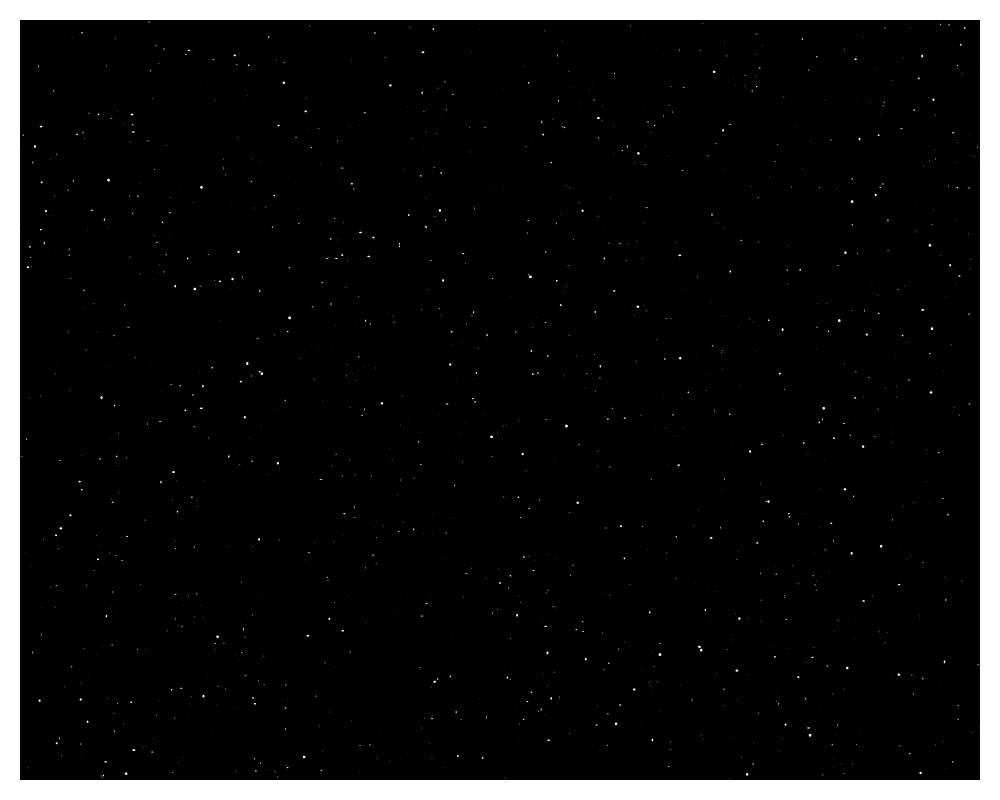
Frame 1 (no input)
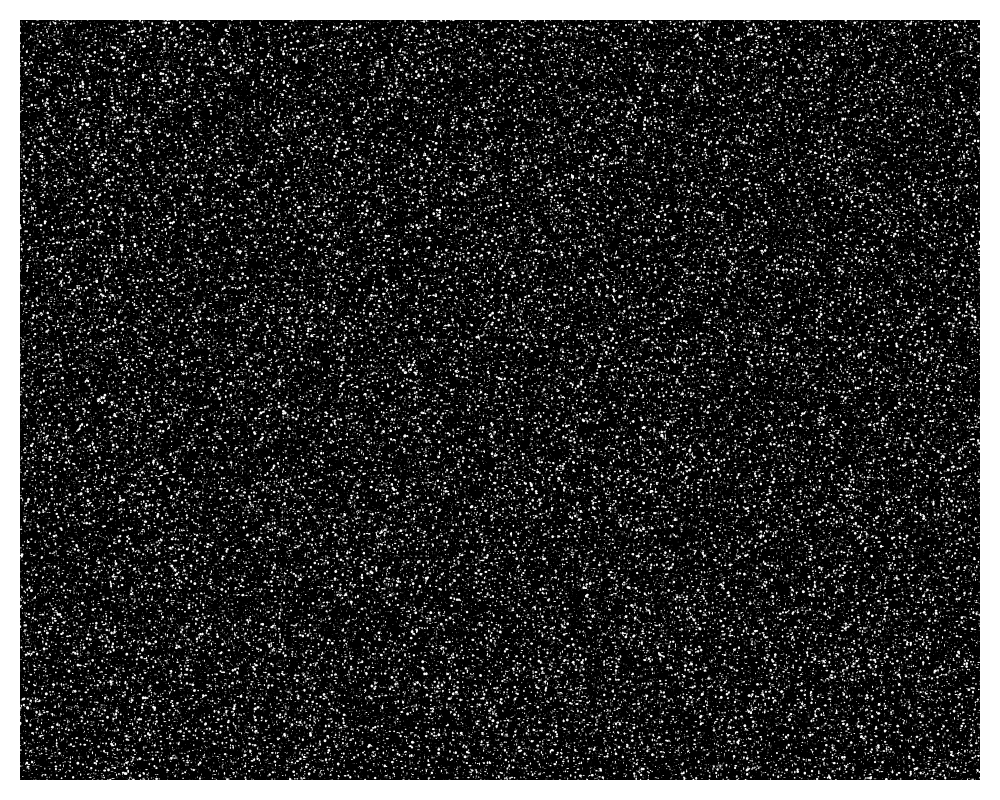
Frame 60 (the mouse pressed at the canvas centre just before this capture)
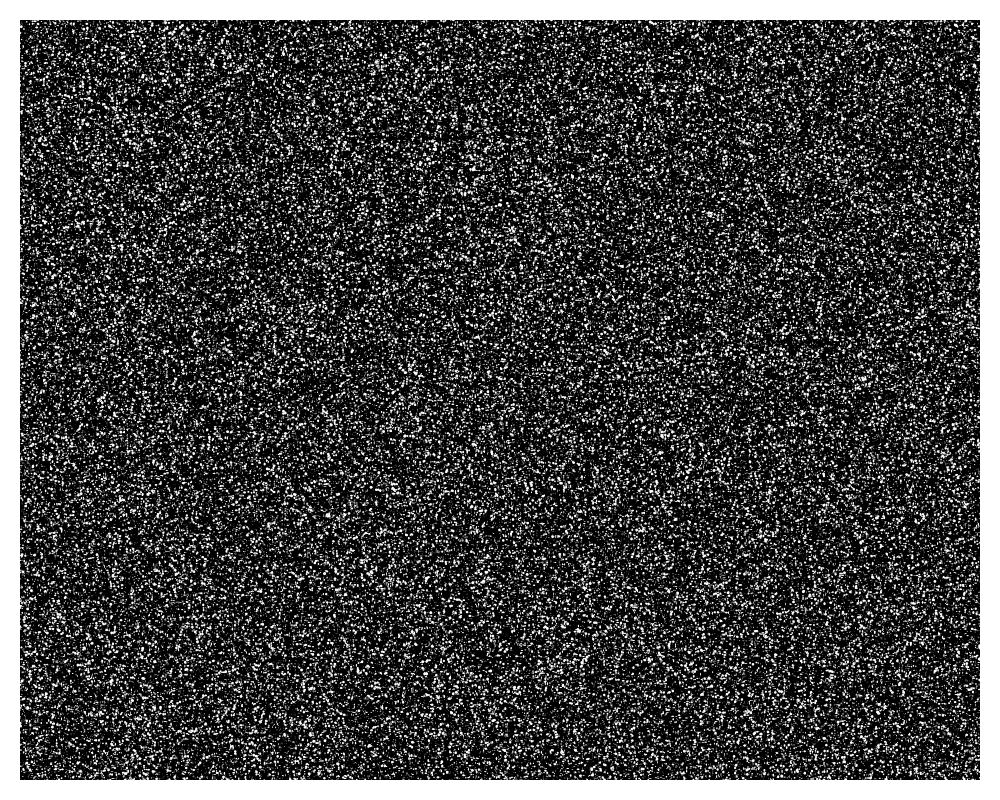
Frame 120 (the mouse held since frame 60 and released just before this capture)

The Processing sketch that drew these frames (run headless with seeded random() and noise(); from frame 60 on, the mouse is pressed at the canvas centre):

// Processing sketch: processing_14033
// ── processing_14033.pde

void setup() {
  size(1000, 800);
  noStroke();
  smooth();
  background(0, 0, 0);
  rect(0, 0, 20, 1000);
  rect(0, 0, 1000, 20);
  rect(20, 780, 980, 700);
  rect(980, 20, 780, 780);
} 

void draw() {

  fill (256, 256, 256);
  ellipse(random(1000), random(800),random(3),random(3));
  fill (256, 256, 256);
  ellipse(random(1000), random(800),random(2),random(2));
  fill (256, 256, 256);
  ellipse(random(1000), random(800),random(1),random(1));

  fill (256, 256, 256);
  ellipse(random(1000), random(800),random(3),random(3));
  fill (256, 256, 256);
  ellipse(random(1000), random(800),random(2),random(2));
  fill (256, 256, 256);
  ellipse(random(1000), random(800),random(1),random(1));

  fill (256, 256, 256);
  ellipse(random(1000), random(800),random(3),random(3));
  fill (256, 256, 256);
  ellipse(random(1000), random(800),random(2),random(2));
  fill (256, 256, 256);
  ellipse(random(1000), random(800),random(1),random(1));

  fill (256, 256, 256);
  ellipse(random(1000), random(800),random(3),random(3));
  fill (256, 256, 256);
  ellipse(random(1000), random(800),random(2),random(2));
  fill (256, 256, 256);
  ellipse(random(1000), random(800),random(1),random(1));

  fill (256, 256, 256);
  ellipse(random(1000), random(800),random(3),random(3));
  fill (256, 256, 256);
  ellipse(random(1000), random(800),random(2),random(2));
  fill (256, 256, 256);
  ellipse(random(1000), random(800),random(1),random(1));

  fill (256, 256, 256);
  ellipse(random(1000), random(800),random(3),random(3));
  fill (256, 256, 256);
  ellipse(random(1000), random(800),random(2),random(2));
  fill (256, 256, 256);
  ellipse(random(1000), random(800),random(1),random(1));

  fill (256, 256, 256);
  ellipse(random(1000), random(800),random(3),random(3));
  fill (256, 256, 256);
  ellipse(random(1000), random(800),random(2),random(2));
  fill (256, 256, 256);
  ellipse(random(1000), random(800),random(1),random(1));

  fill (256, 256, 256);
  ellipse(random(1000), random(800),random(3),random(3));
  fill (256, 256, 256);
  ellipse(random(1000), random(800),random(2),random(2));
  fill (256, 256, 256);
  ellipse(random(1000), random(800),random(1),random(1));

  fill (256, 256, 256);
  ellipse(random(1000), random(800),random(3),random(3));
  fill (256, 256, 256);
  ellipse(random(1000), random(800),random(2),random(2));
  fill (256, 256, 256);
  ellipse(random(1000), random(800),random(1),random(1));

  fill (256, 256, 256);
  ellipse(random(1000), random(800),random(3),random(3));
  fill (256, 256, 256);
  ellipse(random(1000), random(800),random(2),random(2));
  fill (256, 256, 256);
  ellipse(random(1000), random(800),random(1),random(1));

  fill (256, 256, 256);
  ellipse(random(1000), random(800),random(3),random(3));
  fill (256, 256, 256);
  ellipse(random(1000), random(800),random(2),random(2));
  fill (256, 256, 256);
  ellipse(random(1000), random(800),random(1),random(1));

  fill (256, 256, 256);
  ellipse(random(1000), random(800),random(3),random(3));
  fill (256, 256, 256);
  ellipse(random(1000), random(800),random(2),random(2));
  fill (256, 256, 256);
  ellipse(random(1000), random(800),random(1),random(1));

  fill (256, 256, 256);
  ellipse(random(1000), random(800),random(3),random(3));
  fill (256, 256, 256);
  ellipse(random(1000), random(800),random(2),random(2));
  fill (256, 256, 256);
  ellipse(random(1000), random(800),random(1),random(1));

  fill (256, 256, 256);
  ellipse(random(1000), random(800),random(3),random(3));
  fill (256, 256, 256);
  ellipse(random(1000), random(800),random(2),random(2));
  fill (256, 256, 256);
  ellipse(random(1000), random(800),random(1),random(1));

  fill (256, 256, 256);
  ellipse(random(1000), random(800),random(3),random(3));
  fill (256, 256, 256);
  ellipse(random(1000), random(800),random(2),random(2));
  fill (256, 256, 256);
  ellipse(random(1000), random(800),random(1),random(1));

  fill (256, 256, 256);
  ellipse(random(1000), random(800),random(3),random(3));
  fill (256, 256, 256);
  ellipse(random(1000), random(800),random(2),random(2));
  fill (256, 256, 256);
  ellipse(random(1000), random(800),random(1),random(1));

  fill (256, 256, 256);
  ellipse(random(1000), random(800),random(3),random(3));
  fill (256, 256, 256);
  ellipse(random(1000), random(800),random(2),random(2));
  fill (256, 256, 256);
  ellipse(random(1000), random(800),random(1),random(1));

  fill (256, 256, 256);
  ellipse(random(1000), random(800),random(3),random(3));
  fill (256, 256, 256);
  ellipse(random(1000), random(800),random(2),random(2));
  fill (256, 256, 256);
  ellipse(random(1000), random(800),random(1),random(1));

  fill (256, 256, 256);
  ellipse(random(1000), random(800),random(3),random(3));
  fill (256, 256, 256);
  ellipse(random(1000), random(800),random(2),random(2));
  fill (256, 256, 256);
  ellipse(random(1000), random(800),random(1),random(1));

  fill (256, 256, 256);
  ellipse(random(1000), random(800),random(3),random(3));
  fill (256, 256, 256);
  ellipse(random(1000), random(800),random(2),random(2));
  fill (256, 256, 256);
  ellipse(random(1000), random(800),random(1),random(1));

  fill (256, 256, 256);
  ellipse(random(1000), random(800),random(3),random(3));
  fill (256, 256, 256);
  ellipse(random(1000), random(800),random(2),random(2));
  fill (256, 256, 256);
  ellipse(random(1000), random(800),random(1),random(1));

  fill (256, 256, 256);
  ellipse(random(1000), random(800),random(3),random(3));
  fill (256, 256, 256);
  ellipse(random(1000), random(800),random(2),random(2));
  fill (256, 256, 256);
  ellipse(random(1000), random(800),random(1),random(1));

  fill (256, 256, 256);
  ellipse(random(1000), random(800),random(3),random(3));
  fill (256, 256, 256);
  ellipse(random(1000), random(800),random(2),random(2));
  fill (256, 256, 256);
  ellipse(random(1000), random(800),random(1),random(1));

  fill (256, 256, 256);
  ellipse(random(1000), random(800),random(3),random(3));
  fill (256, 256, 256);
  ellipse(random(1000), random(800),random(2),random(2));
  fill (256, 256, 256);
  ellipse(random(1000), random(800),random(1),random(1));

  fill (256, 256, 256);
  ellipse(random(1000), random(800),random(3),random(3));
  fill (256, 256, 256);
  ellipse(random(1000), random(800),random(2),random(2));
  fill (256, 256, 256);
  ellipse(random(1000), random(800),random(1),random(1));

  fill (256, 256, 256);
  ellipse(random(1000), random(800),random(3),random(3));
  fill (256, 256, 256);
  ellipse(random(1000), random(800),random(2),random(2));
  fill (256, 256, 256);
  ellipse(random(1000), random(800),random(1),random(1));

  fill (256, 256, 256);
  ellipse(random(1000), random(800),random(3),random(3));
  fill (256, 256, 256);
  ellipse(random(1000), random(800),random(2),random(2));
  fill (256, 256, 256);
  ellipse(random(1000), random(800),random(1),random(1));

  fill (256, 256, 256);
  ellipse(random(1000), random(800),random(3),random(3));
  fill (256, 256, 256);
  ellipse(random(1000), random(800),random(2),random(2));
  fill (256, 256, 256);
  ellipse(random(1000), random(800),random(1),random(1));

  fill (256, 256, 256);
  ellipse(random(1000), random(800),random(3),random(3));
  fill (256, 256, 256);
  ellipse(random(1000), random(800),random(2),random(2));
  fill (256, 256, 256);
  ellipse(random(1000), random(800),random(1),random(1));

  fill (256, 256, 256);
  ellipse(random(1000), random(800),random(3),random(3));
  fill (256, 256, 256);
  ellipse(random(1000), random(800),random(2),random(2));
  fill (256, 256, 256);
  ellipse(random(1000), random(800),random(1),random(1));

  fill (256, 256, 256);
  ellipse(random(1000), random(800),random(3),random(3));
  fill (256, 256, 256);
  ellipse(random(1000), random(800),random(2),random(2));
  fill (256, 256, 256);
  ellipse(random(1000), random(800),random(1),random(1));

  fill (256, 256, 256);
  ellipse(random(1000), random(800),random(3),random(3));
  fill (256, 256, 256);
  ellipse(random(1000), random(800),random(2),random(2));
  fill (256, 256, 256);
  ellipse(random(1000), random(800),random(1),random(1));

  fill (256, 256, 256);
  ellipse(random(1000), random(800),random(3),random(3));
  fill (256, 256, 256);
  ellipse(random(1000), random(800),random(2),random(2));
  fill (256, 256, 256);
  ellipse(random(1000), random(800),random(1),random(1));

  fill (256, 256, 256);
  ellipse(random(1000), random(800),random(3),random(3));
  fill (256, 256, 256);
  ellipse(random(1000), random(800),random(2),random(2));
  fill (256, 256, 256);
  ellipse(random(1000), random(800),random(1),random(1));

  fill (256, 256, 256);
  ellipse(random(1000), random(800),random(3),random(3));
  fill (256, 256, 256);
  ellipse(random(1000), random(800),random(2),random(2));
  fill (256, 256, 256);
  ellipse(random(1000), random(800),random(1),random(1));

  fill (256, 256, 256);
  ellipse(random(1000), random(800),random(3),random(3));
  fill (256, 256, 256);
  ellipse(random(1000), random(800),random(2),random(2));
  fill (256, 256, 256);
  ellipse(random(1000), random(800),random(1),random(1));

  fill (256, 256, 256);
  ellipse(random(1000), random(800),random(3),random(3));
  fill (256, 256, 256);
  ellipse(random(1000), random(800),random(2),random(2));
  fill (256, 256, 256);
  ellipse(random(1000), random(800),random(1),random(1));

  fill (256, 256, 256);
  ellipse(random(1000), random(800),random(3),random(3));
  fill (256, 256, 256);
  ellipse(random(1000), random(800),random(2),random(2));
  fill (256, 256, 256);
  ellipse(random(1000), random(800),random(1),random(1));

  fill (256, 256, 256);
  ellipse(random(1000), random(800),random(3),random(3));
  fill (256, 256, 256);
  ellipse(random(1000), random(800),random(2),random(2));
  fill (256, 256, 256);
  ellipse(random(1000), random(800),random(1),random(1));

  fill (256, 256, 256);
  ellipse(random(1000), random(800),random(3),random(3));
  fill (256, 256, 256);
  ellipse(random(1000), random(800),random(2),random(2));
  fill (256, 256, 256);
  ellipse(random(1000), random(800),random(1),random(1));

  fill (256, 256, 256);
  ellipse(random(1000), random(800),random(3),random(3));
  fill (256, 256, 256);
  ellipse(random(1000), random(800),random(2),random(2));
  fill (256, 256, 256);
  ellipse(random(1000), random(800),random(1),random(1));

  fill (256, 256, 256);
  ellipse(random(1000), random(800),random(3),random(3));
  fill (256, 256, 256);
  ellipse(random(1000), random(800),random(2),random(2));
  fill (256, 256, 256);
  ellipse(random(1000), random(800),random(1),random(1));

  fill (256, 256, 256);
  ellipse(random(1000), random(800),random(3),random(3));
  fill (256, 256, 256);
  ellipse(random(1000), random(800),random(2),random(2));
  fill (256, 256, 256);
  ellipse(random(1000), random(800),random(1),random(1));

  fill (256, 256, 256);
  ellipse(random(1000), random(800),random(3),random(3));
  fill (256, 256, 256);
  ellipse(random(1000), random(800),random(2),random(2));
  fill (256, 256, 256);
  ellipse(random(1000), random(800),random(1),random(1));

  fill (256, 256, 256);
  ellipse(random(1000), random(800),random(3),random(3));
  fill (256, 256, 256);
  ellipse(random(1000), random(800),random(2),random(2));
  fill (256, 256, 256);
  ellipse(random(1000), random(800),random(1),random(1));

  fill (256, 256, 256);
  ellipse(random(1000), random(800),random(3),random(3));
  fill (256, 256, 256);
  ellipse(random(1000), random(800),random(2),random(2));
  fill (256, 256, 256);
  ellipse(random(1000), random(800),random(1),random(1));

  fill (256, 256, 256);
  ellipse(random(1000), random(800),random(3),random(3));
  fill (256, 256, 256);
  ellipse(random(1000), random(800),random(2),random(2));
  fill (256, 256, 256);
  ellipse(random(1000), random(800),random(1),random(1));

  fill (256, 256, 256);
  ellipse(random(1000), random(800),random(3),random(3));
  fill (256, 256, 256);
  ellipse(random(1000), random(800),random(2),random(2));
  fill (256, 256, 256);
  ellipse(random(1000), random(800),random(1),random(1));

  fill (256, 256, 256);
  ellipse(random(1000), random(800),random(3),random(3));
  fill (256, 256, 256);
  ellipse(random(1000), random(800),random(2),random(2));
  fill (256, 256, 256);
  ellipse(random(1000), random(800),random(1),random(1));

  fill (256, 256, 256);
  ellipse(random(1000), random(800),random(3),random(3));
  fill (256, 256, 256);
  ellipse(random(1000), random(800),random(2),random(2));
  fill (256, 256, 256);
  ellipse(random(1000), random(800),random(1),random(1));

  fill (256, 256, 256);
  ellipse(random(1000), random(800),random(3),random(3));
  fill (256, 256, 256);
  ellipse(random(1000), random(800),random(2),random(2));
  fill (256, 256, 256);
  ellipse(random(1000), random(800),random(1),random(1));

  fill (256, 256, 256);
  ellipse(random(1000), random(800),random(3),random(3));
  fill (256, 256, 256);
  ellipse(random(1000), random(800),random(2),random(2));
  fill (256, 256, 256);
  ellipse(random(1000), random(800),random(1),random(1));

  fill (256, 256, 256);
  ellipse(random(1000), random(800),random(3),random(3));
  fill (256, 256, 256);
  ellipse(random(1000), random(800),random(2),random(2));
  fill (256, 256, 256);
  ellipse(random(1000), random(800),random(1),random(1));

  fill (256, 256, 256);
  ellipse(random(1000), random(800),random(3),random(3));
  fill (256, 256, 256);
  ellipse(random(1000), random(800),random(2),random(2));
  fill (256, 256, 256);
  ellipse(random(1000), random(800),random(1),random(1));

  fill (256, 256, 256);
  ellipse(random(1000), random(800),random(3),random(3));
  fill (256, 256, 256);
  ellipse(random(1000), random(800),random(2),random(2));
  fill (256, 256, 256);
  ellipse(random(1000), random(800),random(1),random(1));

  fill (256, 256, 256);
  ellipse(random(1000), random(800),random(3),random(3));
  fill (256, 256, 256);
  ellipse(random(1000), random(800),random(2),random(2));
  fill (256, 256, 256);
  ellipse(random(1000), random(800),random(1),random(1));

  fill (256, 256, 256);
  ellipse(random(1000), random(800),random(3),random(3));
  fill (256, 256, 256);
  ellipse(random(1000), random(800),random(2),random(2));
  fill (256, 256, 256);
  ellipse(random(1000), random(800),random(1),random(1));

  fill (256, 256, 256);
  ellipse(random(1000), random(800),random(3),random(3));
  fill (256, 256, 256);
  ellipse(random(1000), random(800),random(2),random(2));
  fill (256, 256, 256);
  ellipse(random(1000), random(800),random(1),random(1));

  fill (256, 256, 256);
  ellipse(random(1000), random(800),random(3),random(3));
  fill (256, 256, 256);
  ellipse(random(1000), random(800),random(2),random(2));
  fill (256, 256, 256);
  ellipse(random(1000), random(800),random(1),random(1));

  fill (256, 256, 256);
  ellipse(random(1000), random(800),random(3),random(3));
  fill (256, 256, 256);
  ellipse(random(1000), random(800),random(2),random(2));
  fill (256, 256, 256);
  ellipse(random(1000), random(800),random(1),random(1));

  fill (256, 256, 256);
  ellipse(random(1000), random(800),random(3),random(3));
  fill (256, 256, 256);
  ellipse(random(1000), random(800),random(2),random(2));
  fill (256, 256, 256);
  ellipse(random(1000), random(800),random(1),random(1));

  fill (256, 256, 256);
  ellipse(random(1000), random(800),random(3),random(3));
  fill (256, 256, 256);
  ellipse(random(1000), random(800),random(2),random(2));
  fill (256, 256, 256);
  ellipse(random(1000), random(800),random(1),random(1));

  fill (256, 256, 256);
  ellipse(random(1000), random(800),random(3),random(3));
  fill (256, 256, 256);
  ellipse(random(1000), random(800),random(2),random(2));
  fill (256, 256, 256);
  ellipse(random(1000), random(800),random(1),random(1));

  fill (256, 256, 256);
  ellipse(random(1000), random(800),random(3),random(3));
  fill (256, 256, 256);
  ellipse(random(1000), random(800),random(2),random(2));
  fill (256, 256, 256);
  ellipse(random(1000), random(800),random(1),random(1));

  fill (256, 256, 256);
  ellipse(random(1000), random(800),random(3),random(3));
  fill (256, 256, 256);
  ellipse(random(1000), random(800),random(2),random(2));
  fill (256, 256, 256);
  ellipse(random(1000), random(800),random(1),random(1));

  fill (256, 256, 256);
  ellipse(random(1000), random(800),random(3),random(3));
  fill (256, 256, 256);
  ellipse(random(1000), random(800),random(2),random(2));
  fill (256, 256, 256);
  ellipse(random(1000), random(800),random(1),random(1));

  fill (256, 256, 256);
  ellipse(random(1000), random(800),random(3),random(3));
  fill (256, 256, 256);
  ellipse(random(1000), random(800),random(2),random(2));
  fill (256, 256, 256);
  ellipse(random(1000), random(800),random(1),random(1));

  fill (256, 256, 256);
  ellipse(random(1000), random(800),random(3),random(3));
  fill (256, 256, 256);
  ellipse(random(1000), random(800),random(2),random(2));
  fill (256, 256, 256);
  ellipse(random(1000), random(800),random(1),random(1));

  fill (256, 256, 256);
  ellipse(random(1000), random(800),random(3),random(3));
  fill (256, 256, 256);
  ellipse(random(1000), random(800),random(2),random(2));
  fill (256, 256, 256);
  ellipse(random(1000), random(800),random(1),random(1));

  fill (256, 256, 256);
  ellipse(random(1000), random(800),random(3),random(3));
  fill (256, 256, 256);
  ellipse(random(1000), random(800),random(2),random(2));
  fill (256, 256, 256);
  ellipse(random(1000), random(800),random(1),random(1));

  fill (256, 256, 256);
  ellipse(random(1000), random(800),random(3),random(3));
  fill (256, 256, 256);
  ellipse(random(1000), random(800),random(2),random(2));
  fill (256, 256, 256);
  ellipse(random(1000), random(800),random(1),random(1));

  fill (256, 256, 256);
  ellipse(random(1000), random(800),random(3),random(3));
  fill (256, 256, 256);
  ellipse(random(1000), random(800),random(2),random(2));
  fill (256, 256, 256);
  ellipse(random(1000), random(800),random(1),random(1));

  fill (256, 256, 256);
  ellipse(random(1000), random(800),random(3),random(3));
  fill (256, 256, 256);
  ellipse(random(1000), random(800),random(2),random(2));
  fill (256, 256, 256);
  ellipse(random(1000), random(800),random(1),random(1));

  fill (256, 256, 256);
  ellipse(random(1000), random(800),random(3),random(3));
  fill (256, 256, 256);
  ellipse(random(1000), random(800),random(2),random(2));
  fill (256, 256, 256);
  ellipse(random(1000), random(800),random(1),random(1));

  fill (256, 256, 256);
  ellipse(random(1000), random(800),random(3),random(3));
  fill (256, 256, 256);
  ellipse(random(1000), random(800),random(2),random(2));
  fill (256, 256, 256);
  ellipse(random(1000), random(800),random(1),random(1));

  fill (256, 256, 256);
  ellipse(random(1000), random(800),random(3),random(3));
  fill (256, 256, 256);
  ellipse(random(1000), random(800),random(2),random(2));
  fill (256, 256, 256);
  ellipse(random(1000), random(800),random(1),random(1));

  fill (256, 256, 256);
  ellipse(random(1000), random(800),random(3),random(3));
  fill (256, 256, 256);
  ellipse(random(1000), random(800),random(2),random(2));
  fill (256, 256, 256);
  ellipse(random(1000), random(800),random(1),random(1));

  fill (256, 256, 256);
  ellipse(random(1000), random(800),random(3),random(3));
  fill (256, 256, 256);
  ellipse(random(1000), random(800),random(2),random(2));
  fill (256, 256, 256);
  ellipse(random(1000), random(800),random(1),random(1));

  fill (256, 256, 256);
  ellipse(random(1000), random(800),random(3),random(3));
  fill (256, 256, 256);
  ellipse(random(1000), random(800),random(2),random(2));
  fill (256, 256, 256);
  ellipse(random(1000), random(800),random(1),random(1));

  fill (256, 256, 256);
  ellipse(random(1000), random(800),random(3),random(3));
  fill (256, 256, 256);
  ellipse(random(1000), random(800),random(2),random(2));
  fill (256, 256, 256);
  ellipse(random(1000), random(800),random(1),random(1));

  fill (256, 256, 256);
  ellipse(random(1000), random(800),random(3),random(3));
  fill (256, 256, 256);
  ellipse(random(1000), random(800),random(2),random(2));
  fill (256, 256, 256);
  ellipse(random(1000), random(800),random(1),random(1));

  fill (256, 256, 256);
  ellipse(random(1000), random(800),random(3),random(3));
  fill (256, 256, 256);
  ellipse(random(1000), random(800),random(2),random(2));
  fill (256, 256, 256);
  ellipse(random(1000), random(800),random(1),random(1));

  fill (256, 256, 256);
  ellipse(random(1000), random(800),random(3),random(3));
  fill (256, 256, 256);
  ellipse(random(1000), random(800),random(2),random(2));
  fill (256, 256, 256);
  ellipse(random(1000), random(800),random(1),random(1));

  fill (256, 256, 256);
  ellipse(random(1000), random(800),random(3),random(3));
  fill (256, 256, 256);
  ellipse(random(1000), random(800),random(2),random(2));
  fill (256, 256, 256);
  ellipse(random(1000), random(800),random(1),random(1));

  fill (256, 256, 256);
  ellipse(random(1000), random(800),random(3),random(3));
  fill (256, 256, 256);
  ellipse(random(1000), random(800),random(2),random(2));
  fill (256, 256, 256);
  ellipse(random(1000), random(800),random(1),random(1));

  fill (256, 256, 256);
  ellipse(random(1000), random(800),random(3),random(3));
  fill (256, 256, 256);
  ellipse(random(1000), random(800),random(2),random(2));
  fill (256, 256, 256);
  ellipse(random(1000), random(800),random(1),random(1));

  fill (256, 256, 256);
  ellipse(random(1000), random(800),random(3),random(3));
  fill (256, 256, 256);
  ellipse(random(1000), random(800),random(2),random(2));
  fill (256, 256, 256);
  ellipse(random(1000), random(800),random(1),random(1));

  fill (256, 256, 256);
  ellipse(random(1000), random(800),random(3),random(3));
  fill (256, 256, 256);
  ellipse(random(1000), random(800),random(2),random(2));
  fill (256, 256, 256);
  ellipse(random(1000), random(800),random(1),random(1));

  fill (256, 256, 256);
  ellipse(random(1000), random(800),random(3),random(3));
  fill (256, 256, 256);
  ellipse(random(1000), random(800),random(2),random(2));
  fill (256, 256, 256);
  ellipse(random(1000), random(800),random(1),random(1));

  fill (256, 256, 256);
  ellipse(random(1000), random(800),random(3),random(3));
  fill (256, 256, 256);
  ellipse(random(1000), random(800),random(2),random(2));
  fill (256, 256, 256);
  ellipse(random(1000), random(800),random(1),random(1));

  fill (256, 256, 256);
  ellipse(random(1000), random(800),random(3),random(3));
  fill (256, 256, 256);
  ellipse(random(1000), random(800),random(2),random(2));
  fill (256, 256, 256);
  ellipse(random(1000), random(800),random(1),random(1));

  fill (256, 256, 256);
  ellipse(random(1000), random(800),random(3),random(3));
  fill (256, 256, 256);
  ellipse(random(1000), random(800),random(2),random(2));
  fill (256, 256, 256);
  ellipse(random(1000), random(800),random(1),random(1));

  fill (256, 256, 256);
  ellipse(random(1000), random(800),random(3),random(3));
  fill (256, 256, 256);
  ellipse(random(1000), random(800),random(2),random(2));
  fill (256, 256, 256);
  ellipse(random(1000), random(800),random(1),random(1));

  fill (256, 256, 256);
  ellipse(random(1000), random(800),random(3),random(3));
  fill (256, 256, 256);
  ellipse(random(1000), random(800),random(2),random(2));
  fill (256, 256, 256);
  ellipse(random(1000), random(800),random(1),random(1));

  fill (256, 256, 256);
  ellipse(random(1000), random(800),random(3),random(3));
  fill (256, 256, 256);
  ellipse(random(1000), random(800),random(2),random(2));
  fill (256, 256, 256);
  ellipse(random(1000), random(800),random(1),random(1));

  fill (256, 256, 256);
  ellipse(random(1000), random(800),random(3),random(3));
  fill (256, 256, 256);
  ellipse(random(1000), random(800),random(2),random(2));
  fill (256, 256, 256);
  ellipse(random(1000), random(800),random(1),random(1));

  fill (256, 256, 256);
  ellipse(random(1000), random(800),random(3),random(3));
  fill (256, 256, 256);
  ellipse(random(1000), random(800),random(2),random(2));
  fill (256, 256, 256);
  ellipse(random(1000), random(800),random(1),random(1));

  fill (256, 256, 256);
  ellipse(random(1000), random(800),random(3),random(3));
  fill (256, 256, 256);
  ellipse(random(1000), random(800),random(2),random(2));
  fill (256, 256, 256);
  ellipse(random(1000), random(800),random(1),random(1));

  fill (256, 256, 256);
  ellipse(random(1000), random(800),random(3),random(3));
  fill (256, 256, 256);
  ellipse(random(1000), random(800),random(2),random(2));
  fill (256, 256, 256);
  ellipse(random(1000), random(800),random(1),random(1));

  fill (256, 256, 256);
  ellipse(random(1000), random(800),random(3),random(3));
  fill (256, 256, 256);
  ellipse(random(1000), random(800),random(2),random(2));
  fill (256, 256, 256);
  ellipse(random(1000), random(800),random(1),random(1));

  fill (256, 256, 256);
  ellipse(random(1000), random(800),random(3),random(3));
  fill (256, 256, 256);
  ellipse(random(1000), random(800),random(2),random(2));
  fill (256, 256, 256);
  ellipse(random(1000), random(800),random(1),random(1));

  fill (256, 256, 256);
  ellipse(random(1000), random(800),random(3),random(3));
  fill (256, 256, 256);
  ellipse(random(1000), random(800),random(2),random(2));
  fill (256, 256, 256);
  ellipse(random(1000), random(800),random(1),random(1));

  fill (256, 256, 256);
  ellipse(random(1000), random(800),random(3),random(3));
  fill (256, 256, 256);
  ellipse(random(1000), random(800),random(2),random(2));
  fill (256, 256, 256);
  ellipse(random(1000), random(800),random(1),random(1));

  fill (256, 256, 256);
  ellipse(random(1000), random(800),random(3),random(3));
  fill (256, 256, 256);
  ellipse(random(1000), random(800),random(2),random(2));
  fill (256, 256, 256);
  ellipse(random(1000), random(800),random(1),random(1));

  fill (256, 256, 256);
  ellipse(random(1000), random(800),random(3),random(3));
  fill (256, 256, 256);
  ellipse(random(1000), random(800),random(2),random(2));
  fill (256, 256, 256);
  ellipse(random(1000), random(800),random(1),random(1));

  fill (256, 256, 256);
  ellipse(random(1000), random(800),random(3),random(3));
  fill (256, 256, 256);
  ellipse(random(1000), random(800),random(2),random(2));
  fill (256, 256, 256);
  ellipse(random(1000), random(800),random(1),random(1));

  fill (256, 256, 256);
  ellipse(random(1000), random(800),random(3),random(3));
  fill (256, 256, 256);
  ellipse(random(1000), random(800),random(2),random(2));
  fill (256, 256, 256);
  ellipse(random(1000), random(800),random(1),random(1));

  fill (256, 256, 256);
  ellipse(random(1000), random(800),random(3),random(3));
  fill (256, 256, 256);
  ellipse(random(1000), random(800),random(2),random(2));
  fill (256, 256, 256);
  ellipse(random(1000), random(800),random(1),random(1));

  fill (256, 256, 256);
  ellipse(random(1000), random(800),random(3),random(3));
  fill (256, 256, 256);
  ellipse(random(1000), random(800),random(2),random(2));
  fill (256, 256, 256);
  ellipse(random(1000), random(800),random(1),random(1));

  fill (256, 256, 256);
  ellipse(random(1000), random(800),random(3),random(3));
  fill (256, 256, 256);
  ellipse(random(1000), random(800),random(2),random(2));
  fill (256, 256, 256);
  ellipse(random(1000), random(800),random(1),random(1));

  fill (256, 256, 256);
  ellipse(random(1000), random(800),random(3),random(3));
  fill (256, 256, 256);
  ellipse(random(1000), random(800),random(2),random(2));
  fill (256, 256, 256);
  ellipse(random(1000), random(800),random(1),random(1));

  fill (256, 256, 256);
  ellipse(random(1000), random(800),random(3),random(3));
  fill (256, 256, 256);
  ellipse(random(1000), random(800),random(2),random(2));
  fill (256, 256, 256);
  ellipse(random(1000), random(800),random(1),random(1));

  fill (256, 256, 256);
  ellipse(random(1000), random(800),random(3),random(3));
  fill (256, 256, 256);
  ellipse(random(1000), random(800),random(2),random(2));
  fill (256, 256, 256);
  ellipse(random(1000), random(800),random(1),random(1));

  fill (256, 256, 256);
  ellipse(random(1000), random(800),random(3),random(3));
  fill (256, 256, 256);
  ellipse(random(1000), random(800),random(2),random(2));
  fill (256, 256, 256);
  ellipse(random(1000), random(800),random(1),random(1));

  fill (256, 256, 256);
  ellipse(random(1000), random(800),random(3),random(3));
  fill (256, 256, 256);
  ellipse(random(1000), random(800),random(2),random(2));
  fill (256, 256, 256);
  ellipse(random(1000), random(800),random(1),random(1));

  fill (256, 256, 256);
  ellipse(random(1000), random(800),random(3),random(3));
  fill (256, 256, 256);
  ellipse(random(1000), random(800),random(2),random(2));
  fill (256, 256, 256);
  ellipse(random(1000), random(800),random(1),random(1));

  fill (256, 256, 256);
  ellipse(random(1000), random(800),random(3),random(3));
  fill (256, 256, 256);
  ellipse(random(1000), random(800),random(2),random(2));
  fill (256, 256, 256);
  ellipse(random(1000), random(800),random(1),random(1));

  fill (256, 256, 256);
  ellipse(random(1000), random(800),random(3),random(3));
  fill (256, 256, 256);
  ellipse(random(1000), random(800),random(2),random(2));
  fill (256, 256, 256);
  ellipse(random(1000), random(800),random(1),random(1));

  fill (256, 256, 256);
  ellipse(random(1000), random(800),random(3),random(3));
  fill (256, 256, 256);
  ellipse(random(1000), random(800),random(2),random(2));
  fill (256, 256, 256);
  ellipse(random(1000), random(800),random(1),random(1));

  fill (256, 256, 256);
  ellipse(random(1000), random(800),random(3),random(3));
  fill (256, 256, 256);
  ellipse(random(1000), random(800),random(2),random(2));
  fill (256, 256, 256);
  ellipse(random(1000), random(800),random(1),random(1));

  fill (256, 256, 256);
  ellipse(random(1000), random(800),random(3),random(3));
  fill (256, 256, 256);
  ellipse(random(1000), random(800),random(2),random(2));
  fill (256, 256, 256);
  ellipse(random(1000), random(800),random(1),random(1));

  fill (256, 256, 256);
  ellipse(random(1000), random(800),random(3),random(3));
  fill (256, 256, 256);
  ellipse(random(1000), random(800),random(2),random(2));
  fill (256, 256, 256);
  ellipse(random(1000), random(800),random(1),random(1));

  fill (256, 256, 256);
  ellipse(random(1000), random(800),random(3),random(3));
  fill (256, 256, 256);
  ellipse(random(1000), random(800),random(2),random(2));
  fill (256, 256, 256);
  ellipse(random(1000), random(800),random(1),random(1));

  fill (256, 256, 256);
  ellipse(random(1000), random(800),random(3),random(3));
  fill (256, 256, 256);
  ellipse(random(1000), random(800),random(2),random(2));
  fill (256, 256, 256);
  ellipse(random(1000), random(800),random(1),random(1));

  fill (256, 256, 256);
  ellipse(random(1000), random(800),random(3),random(3));
  fill (256, 256, 256);
  ellipse(random(1000), random(800),random(2),random(2));
  fill (256, 256, 256);
  ellipse(random(1000), random(800),random(1),random(1));

  fill (256, 256, 256);
  ellipse(random(1000), random(800),random(3),random(3));
  fill (256, 256, 256);
  ellipse(random(1000), random(800),random(2),random(2));
  fill (256, 256, 256);
  ellipse(random(1000), random(800),random(1),random(1));

  fill (256, 256, 256);
  ellipse(random(1000), random(800),random(3),random(3));
  fill (256, 256, 256);
  ellipse(random(1000), random(800),random(2),random(2));
  fill (256, 256, 256);
  ellipse(random(1000), random(800),random(1),random(1));

  fill (256, 256, 256);
  ellipse(random(1000), random(800),random(3),random(3));
  fill (256, 256, 256);
  ellipse(random(1000), random(800),random(2),random(2));
  fill (256, 256, 256);
  ellipse(random(1000), random(800),random(1),random(1));

  fill (256, 256, 256);
  ellipse(random(1000), random(800),random(3),random(3));
  fill (256, 256, 256);
  ellipse(random(1000), random(800),random(2),random(2));
  fill (256, 256, 256);
  ellipse(random(1000), random(800),random(1),random(1));

  fill (256, 256, 256);
  ellipse(random(1000), random(800),random(3),random(3));
  fill (256, 256, 256);
  ellipse(random(1000), random(800),random(2),random(2));
  fill (256, 256, 256);
  ellipse(random(1000), random(800),random(1),random(1));

  fill (256, 256, 256);
  ellipse(random(1000), random(800),random(3),random(3));
  fill (256, 256, 256);
  ellipse(random(1000), random(800),random(2),random(2));
  fill (256, 256, 256);
  ellipse(random(1000), random(800),random(1),random(1));

  fill (256, 256, 256);
  ellipse(random(1000), random(800),random(3),random(3));
  fill (256, 256, 256);
  ellipse(random(1000), random(800),random(2),random(2));
  fill (256, 256, 256);
  ellipse(random(1000), random(800),random(1),random(1));

  fill (256, 256, 256);
  ellipse(random(1000), random(800),random(3),random(3));
  fill (256, 256, 256);
  ellipse(random(1000), random(800),random(2),random(2));
  fill (256, 256, 256);
  ellipse(random(1000), random(800),random(1),random(1));

  fill (256, 256, 256);
  ellipse(random(1000), random(800),random(3),random(3));
  fill (256, 256, 256);
  ellipse(random(1000), random(800),random(2),random(2));
  fill (256, 256, 256);
  ellipse(random(1000), random(800),random(1),random(1));

  fill (256, 256, 256);
  ellipse(random(1000), random(800),random(3),random(3));
  fill (256, 256, 256);
  ellipse(random(1000), random(800),random(2),random(2));
  fill (256, 256, 256);
  ellipse(random(1000), random(800),random(1),random(1));

  fill (256, 256, 256);
  ellipse(random(1000), random(800),random(3),random(3));
  fill (256, 256, 256);
  ellipse(random(1000), random(800),random(2),random(2));
  fill (256, 256, 256);
  ellipse(random(1000), random(800),random(1),random(1));

  fill (256, 256, 256);
  ellipse(random(1000), random(800),random(3),random(3));
  fill (256, 256, 256);
  ellipse(random(1000), random(800),random(2),random(2));
  fill (256, 256, 256);
  ellipse(random(1000), random(800),random(1),random(1));

  fill (256, 256, 256);
  ellipse(random(1000), random(800),random(3),random(3));
  fill (256, 256, 256);
  ellipse(random(1000), random(800),random(2),random(2));
  fill (256, 256, 256);
  ellipse(random(1000), random(800),random(1),random(1));

  fill (256, 256, 256);
  ellipse(random(1000), random(800),random(3),random(3));
  fill (256, 256, 256);
  ellipse(random(1000), random(800),random(2),random(2));
  fill (256, 256, 256);
  ellipse(random(1000), random(800),random(1),random(1));

  fill (256, 256, 256);
  ellipse(random(1000), random(800),random(3),random(3));
  fill (256, 256, 256);
  ellipse(random(1000), random(800),random(2),random(2));
  fill (256, 256, 256);
  ellipse(random(1000), random(800),random(1),random(1));

  fill (256, 256, 256);
  ellipse(random(1000), random(800),random(3),random(3));
  fill (256, 256, 256);
  ellipse(random(1000), random(800),random(2),random(2));
  fill (256, 256, 256);
  ellipse(random(1000), random(800),random(1),random(1));

  fill (256, 256, 256);
  ellipse(random(1000), random(800),random(3),random(3));
  fill (256, 256, 256);
  ellipse(random(1000), random(800),random(2),random(2));
  fill (256, 256, 256);
  ellipse(random(1000), random(800),random(1),random(1));

  fill (256, 256, 256);
  ellipse(random(1000), random(800),random(3),random(3));
  fill (256, 256, 256);
  ellipse(random(1000), random(800),random(2),random(2));
  fill (256, 256, 256);
  ellipse(random(1000), random(800),random(1),random(1));

  fill (256, 256, 256);
  ellipse(random(1000), random(800),random(3),random(3));
  fill (256, 256, 256);
  ellipse(random(1000), random(800),random(2),random(2));
  fill (256, 256, 256);
  ellipse(random(1000), random(800),random(1),random(1));

  fill (256, 256, 256);
  ellipse(random(1000), random(800),random(3),random(3));
  fill (256, 256, 256);
  ellipse(random(1000), random(800),random(2),random(2));
  fill (256, 256, 256);
  ellipse(random(1000), random(800),random(1),random(1));

  fill (256, 256, 256);
  ellipse(random(1000), random(800),random(3),random(3));
  fill (256, 256, 256);
  ellipse(random(1000), random(800),random(2),random(2));
  fill (256, 256, 256);
  ellipse(random(1000), random(800),random(1),random(1));

  fill (256, 256, 256);
  ellipse(random(1000), random(800),random(3),random(3));
  fill (256, 256, 256);
  ellipse(random(1000), random(800),random(2),random(2));
  fill (256, 256, 256);
  ellipse(random(1000), random(800),random(1),random(1));

  fill (256, 256, 256);
  ellipse(random(1000), random(800),random(3),random(3));
  fill (256, 256, 256);
  ellipse(random(1000), random(800),random(2),random(2));
  fill (256, 256, 256);
  ellipse(random(1000), random(800),random(1),random(1));

  fill (256, 256, 256);
  ellipse(random(1000), random(800),random(3),random(3));
  fill (256, 256, 256);
  ellipse(random(1000), random(800),random(2),random(2));
  fill (256, 256, 256);
  ellipse(random(1000), random(800),random(1),random(1));

  fill (256, 256, 256);
  ellipse(random(1000), random(800),random(3),random(3));
  fill (256, 256, 256);
  ellipse(random(1000), random(800),random(2),random(2));
  fill (256, 256, 256);
  ellipse(random(1000), random(800),random(1),random(1));

  fill (256, 256, 256);
  ellipse(random(1000), random(800),random(3),random(3));
  fill (256, 256, 256);
  ellipse(random(1000), random(800),random(2),random(2));
  fill (256, 256, 256);
  ellipse(random(1000), random(800),random(1),random(1));

  fill (256, 256, 256);
  ellipse(random(1000), random(800),random(3),random(3));
  fill (256, 256, 256);
  ellipse(random(1000), random(800),random(2),random(2));
  fill (256, 256, 256);
  ellipse(random(1000), random(800),random(1),random(1));

  fill (256, 256, 256);
  ellipse(random(1000), random(800),random(3),random(3));
  fill (256, 256, 256);
  ellipse(random(1000), random(800),random(2),random(2));
  fill (256, 256, 256);
  ellipse(random(1000), random(800),random(1),random(1));

  fill (256, 256, 256);
  ellipse(random(1000), random(800),random(3),random(3));
  fill (256, 256, 256);
  ellipse(random(1000), random(800),random(2),random(2));
  fill (256, 256, 256);
  ellipse(random(1000), random(800),random(1),random(1));

  fill (256, 256, 256);
  ellipse(random(1000), random(800),random(3),random(3));
  fill (256, 256, 256);
  ellipse(random(1000), random(800),random(2),random(2));
  fill (256, 256, 256);
  ellipse(random(1000), random(800),random(1),random(1));

  fill (256, 256, 256);
  ellipse(random(1000), random(800),random(3),random(3));
  fill (256, 256, 256);
  ellipse(random(1000), random(800),random(2),random(2));
  fill (256, 256, 256);
  ellipse(random(1000), random(800),random(1),random(1));

  fill (256, 256, 256);
  ellipse(random(1000), random(800),random(3),random(3));
  fill (256, 256, 256);
  ellipse(random(1000), random(800),random(2),random(2));
  fill (256, 256, 256);
  ellipse(random(1000), random(800),random(1),random(1));

  fill (256, 256, 256);
  ellipse(random(1000), random(800),random(3),random(3));
  fill (256, 256, 256);
  ellipse(random(1000), random(800),random(2),random(2));
  fill (256, 256, 256);
  ellipse(random(1000), random(800),random(1),random(1));

  fill (256, 256, 256);
  ellipse(random(1000), random(800),random(3),random(3));
  fill (256, 256, 256);
  ellipse(random(1000), random(800),random(2),random(2));
  fill (256, 256, 256);
  ellipse(random(1000), random(800),random(1),random(1));

  fill (256, 256, 256);
  ellipse(random(1000), random(800),random(3),random(3));
  fill (256, 256, 256);
  ellipse(random(1000), random(800),random(2),random(2));
  fill (256, 256, 256);
  ellipse(random(1000), random(800),random(1),random(1));

  fill (256, 256, 256);
  ellipse(random(1000), random(800),random(3),random(3));
  fill (256, 256, 256);
  ellipse(random(1000), random(800),random(2),random(2));
  fill (256, 256, 256);
  ellipse(random(1000), random(800),random(1),random(1));

  fill (256, 256, 256);
  ellipse(random(1000), random(800),random(3),random(3));
  fill (256, 256, 256);
  ellipse(random(1000), random(800),random(2),random(2));
  fill (256, 256, 256);
  ellipse(random(1000), random(800),random(1),random(1));

  fill (256, 256, 256);
  ellipse(random(1000), random(800),random(3),random(3));
  fill (256, 256, 256);
  ellipse(random(1000), random(800),random(2),random(2));
  fill (256, 256, 256);
  ellipse(random(1000), random(800),random(1),random(1));

  fill (256, 256, 256);
  ellipse(random(1000), random(800),random(3),random(3));
  fill (256, 256, 256);
  ellipse(random(1000), random(800),random(2),random(2));
  fill (256, 256, 256);
  ellipse(random(1000), random(800),random(1),random(1));

  fill (256, 256, 256);
  ellipse(random(1000), random(800),random(3),random(3));
  fill (256, 256, 256);
  ellipse(random(1000), random(800),random(2),random(2));
  fill (256, 256, 256);
  ellipse(random(1000), random(800),random(1),random(1));

  fill (256, 256, 256);
  ellipse(random(1000), random(800),random(3),random(3));
  fill (256, 256, 256);
  ellipse(random(1000), random(800),random(2),random(2));
  fill (256, 256, 256);
  ellipse(random(1000), random(800),random(1),random(1));

  fill (256, 256, 256);
  ellipse(random(1000), random(800),random(3),random(3));
  fill (256, 256, 256);
  ellipse(random(1000), random(800),random(2),random(2));
  fill (256, 256, 256);
  ellipse(random(1000), random(800),random(1),random(1));

  fill (256, 256, 256);
  ellipse(random(1000), random(800),random(3),random(3));
  fill (256, 256, 256);
  ellipse(random(1000), random(800),random(2),random(2));
  fill (256, 256, 256);
  ellipse(random(1000), random(800),random(1),random(1));

  fill (256, 256, 256);
  ellipse(random(1000), random(800),random(3),random(3));
  fill (256, 256, 256);
  ellipse(random(1000), random(800),random(2),random(2));
  fill (256, 256, 256);
  ellipse(random(1000), random(800),random(1),random(1));

  fill (256, 256, 256);
  ellipse(random(1000), random(800),random(3),random(3));
  fill (256, 256, 256);
  ellipse(random(1000), random(800),random(2),random(2));
  fill (256, 256, 256);
  ellipse(random(1000), random(800),random(1),random(1));

  fill (256, 256, 256);
  ellipse(random(1000), random(800),random(3),random(3));
  fill (256, 256, 256);
  ellipse(random(1000), random(800),random(2),random(2));
  fill (256, 256, 256);
  ellipse(random(1000), random(800),random(1),random(1));

  fill (256, 256, 256);
  ellipse(random(1000), random(800),random(3),random(3));
  fill (256, 256, 256);
  ellipse(random(1000), random(800),random(2),random(2));
  fill (256, 256, 256);
  ellipse(random(1000), random(800),random(1),random(1));

  fill (256, 256, 256);
  ellipse(random(1000), random(800),random(3),random(3));
  fill (256, 256, 256);
  ellipse(random(1000), random(800),random(2),random(2));
  fill (256, 256, 256);
  ellipse(random(1000), random(800),random(1),random(1));

  fill (256, 256, 256);
  ellipse(random(1000), random(800),random(3),random(3));
  fill (256, 256, 256);
  ellipse(random(1000), random(800),random(2),random(2));
  fill (256, 256, 256);
  ellipse(random(1000), random(800),random(1),random(1));

  fill (256, 256, 256);
  ellipse(random(1000), random(800),random(3),random(3));
  fill (256, 256, 256);
  ellipse(random(1000), random(800),random(2),random(2));
  fill (256, 256, 256);
  ellipse(random(1000), random(800),random(1),random(1));

  fill (256, 256, 256);
  ellipse(random(1000), random(800),random(3),random(3));
  fill (256, 256, 256);
  ellipse(random(1000), random(800),random(2),random(2));
  fill (256, 256, 256);
  ellipse(random(1000), random(800),random(1),random(1));

  fill (256, 256, 256);
  ellipse(random(1000), random(800),random(3),random(3));
  fill (256, 256, 256);
  ellipse(random(1000), random(800),random(2),random(2));
  fill (256, 256, 256);
  ellipse(random(1000), random(800),random(1),random(1));

  fill (256, 256, 256);
  ellipse(random(1000), random(800),random(3),random(3));
  fill (256, 256, 256);
  ellipse(random(1000), random(800),random(2),random(2));
  fill (256, 256, 256);
  ellipse(random(1000), random(800),random(1),random(1));

  fill (256, 256, 256);
  ellipse(random(1000), random(800),random(3),random(3));
  fill (256, 256, 256);
  ellipse(random(1000), random(800),random(2),random(2));
  fill (256, 256, 256);
  ellipse(random(1000), random(800),random(1),random(1));

  fill (256, 256, 256);
  ellipse(random(1000), random(800),random(3),random(3));
  fill (256, 256, 256);
  ellipse(random(1000), random(800),random(2),random(2));
  fill (256, 256, 256);
  ellipse(random(1000), random(800),random(1),random(1));

  fill (256, 256, 256);
  ellipse(random(1000), random(800),random(3),random(3));
  fill (256, 256, 256);
  ellipse(random(1000), random(800),random(2),random(2));
  fill (256, 256, 256);
  ellipse(random(1000), random(800),random(1),random(1));

  fill (256, 256, 256);
  ellipse(random(1000), random(800),random(3),random(3));
  fill (256, 256, 256);
  ellipse(random(1000), random(800),random(2),random(2));
  fill (256, 256, 256);
  ellipse(random(1000), random(800),random(1),random(1));

  fill (256, 256, 256);
  ellipse(random(1000), random(800),random(3),random(3));
  fill (256, 256, 256);
  ellipse(random(1000), random(800),random(2),random(2));
  fill (256, 256, 256);
  ellipse(random(1000), random(800),random(1),random(1));

  fill (256, 256, 256);
  ellipse(random(1000), random(800),random(3),random(3));
  fill (256, 256, 256);
  ellipse(random(1000), random(800),random(2),random(2));
  fill (256, 256, 256);
  ellipse(random(1000), random(800),random(1),random(1));

  fill (256, 256, 256);
  ellipse(random(1000), random(800),random(3),random(3));
  fill (256, 256, 256);
  ellipse(random(1000), random(800),random(2),random(2));
  fill (256, 256, 256);
  ellipse(random(1000), random(800),random(1),random(1));

  fill (256, 256, 256);
  ellipse(random(1000), random(800),random(3),random(3));
  fill (256, 256, 256);
  ellipse(random(1000), random(800),random(2),random(2));
  fill (256, 256, 256);
  ellipse(random(1000), random(800),random(1),random(1));

  fill (256, 256, 256);
  ellipse(random(1000), random(800),random(3),random(3));
  fill (256, 256, 256);
  ellipse(random(1000), random(800),random(2),random(2));
  fill (256, 256, 256);
  ellipse(random(1000), random(800),random(1),random(1));

  fill (256, 256, 256);
  ellipse(random(1000), random(800),random(3),random(3));
  fill (256, 256, 256);
  ellipse(random(1000), random(800),random(2),random(2));
  fill (256, 256, 256);
  ellipse(random(1000), random(800),random(1),random(1));

  fill (256, 256, 256);
  ellipse(random(1000), random(800),random(3),random(3));
  fill (256, 256, 256);
  ellipse(random(1000), random(800),random(2),random(2));
  fill (256, 256, 256);
  ellipse(random(1000), random(800),random(1),random(1));

  fill (256, 256, 256);
  ellipse(random(1000), random(800),random(3),random(3));
  fill (256, 256, 256);
  ellipse(random(1000), random(800),random(2),random(2));
  fill (256, 256, 256);
  ellipse(random(1000), random(800),random(1),random(1));

  fill (256, 256, 256);
  ellipse(random(1000), random(800),random(3),random(3));
  fill (256, 256, 256);
  ellipse(random(1000), random(800),random(2),random(2));
  fill (256, 256, 256);
  ellipse(random(1000), random(800),random(1),random(1));

  fill (256, 256, 256);
  ellipse(random(1000), random(800),random(3),random(3));
  fill (256, 256, 256);
  ellipse(random(1000), random(800),random(2),random(2));
  fill (256, 256, 256);
  ellipse(random(1000), random(800),random(1),random(1));

  fill (256, 256, 256);
  ellipse(random(1000), random(800),random(3),random(3));
  fill (256, 256, 256);
  ellipse(random(1000), random(800),random(2),random(2));
  fill (256, 256, 256);
  ellipse(random(1000), random(800),random(1),random(1));

  fill (256, 256, 256);
  ellipse(random(1000), random(800),random(3),random(3));
  fill (256, 256, 256);
  ellipse(random(1000), random(800),random(2),random(2));
  fill (256, 256, 256);
  ellipse(random(1000), random(800),random(1),random(1));

  fill (256, 256, 256);
  ellipse(random(1000), random(800),random(3),random(3));
  fill (256, 256, 256);
  ellipse(random(1000), random(800),random(2),random(2));
  fill (256, 256, 256);
  ellipse(random(1000), random(800),random(1),random(1));

  fill (256, 256, 256);
  ellipse(random(1000), random(800),random(3),random(3));
  fill (256, 256, 256);
  ellipse(random(1000), random(800),random(2),random(2));
  fill (256, 256, 256);
  ellipse(random(1000), random(800),random(1),random(1));

  fill (256, 256, 256);
  ellipse(random(1000), random(800),random(3),random(3));
  fill (256, 256, 256);
  ellipse(random(1000), random(800),random(2),random(2));
  fill (256, 256, 256);
  ellipse(random(1000), random(800),random(1),random(1));

  fill (256, 256, 256);
  ellipse(random(1000), random(800),random(3),random(3));
  fill (256, 256, 256);
  ellipse(random(1000), random(800),random(2),random(2));
  fill (256, 256, 256);
  ellipse(random(1000), random(800),random(1),random(1));

  fill (256, 256, 256);
  ellipse(random(1000), random(800),random(3),random(3));
  fill (256, 256, 256);
  ellipse(random(1000), random(800),random(2),random(2));
  fill (256, 256, 256);
  ellipse(random(1000), random(800),random(1),random(1));

  fill (256, 256, 256);
  ellipse(random(1000), random(800),random(3),random(3));
  fill (256, 256, 256);
  ellipse(random(1000), random(800),random(2),random(2));
  fill (256, 256, 256);
  ellipse(random(1000), random(800),random(1),random(1));

  fill (256, 256, 256);
  ellipse(random(1000), random(800),random(3),random(3));
  fill (256, 256, 256);
  ellipse(random(1000), random(800),random(2),random(2));
  fill (256, 256, 256);
  ellipse(random(1000), random(800),random(1),random(1));

  fill (256, 256, 256);
  ellipse(random(1000), random(800),random(3),random(3));
  fill (256, 256, 256);
  ellipse(random(1000), random(800),random(2),random(2));
  fill (256, 256, 256);
  ellipse(random(1000), random(800),random(1),random(1));

  fill (256, 256, 256);
  ellipse(random(1000), random(800),random(3),random(3));
  fill (256, 256, 256);
  ellipse(random(1000), random(800),random(2),random(2));
  fill (256, 256, 256);
  ellipse(random(1000), random(800),random(1),random(1));

  fill (256, 256, 256);
  ellipse(random(1000), random(800),random(3),random(3));
  fill (256, 256, 256);
  ellipse(random(1000), random(800),random(2),random(2));
  fill (256, 256, 256);
  ellipse(random(1000), random(800),random(1),random(1));

  fill (256, 256, 256);
  ellipse(random(1000), random(800),random(3),random(3));
  fill (256, 256, 256);
  ellipse(random(1000), random(800),random(2),random(2));
  fill (256, 256, 256);
  ellipse(random(1000), random(800),random(1),random(1));

  fill (256, 256, 256);
  ellipse(random(1000), random(800),random(3),random(3));
  fill (256, 256, 256);
  ellipse(random(1000), random(800),random(2),random(2));
  fill (256, 256, 256);
  ellipse(random(1000), random(800),random(1),random(1));

  fill (256, 256, 256);
  ellipse(random(1000), random(800),random(3),random(3));
  fill (256, 256, 256);
  ellipse(random(1000), random(800),random(2),random(2));
  fill (256, 256, 256);
  ellipse(random(1000), random(800),random(1),random(1));

  fill (256, 256, 256);
  ellipse(random(1000), random(800),random(3),random(3));
  fill (256, 256, 256);
  ellipse(random(1000), random(800),random(2),random(2));
  fill (256, 256, 256);
  ellipse(random(1000), random(800),random(1),random(1));

  fill (256, 256, 256);
  ellipse(random(1000), random(800),random(3),random(3));
  fill (256, 256, 256);
  ellipse(random(1000), random(800),random(2),random(2));
  fill (256, 256, 256);
  ellipse(random(1000), random(800),random(1),random(1));

  fill (256, 256, 256);
  ellipse(random(1000), random(800),random(3),random(3));
  fill (256, 256, 256);
  ellipse(random(1000), random(800),random(2),random(2));
  fill (256, 256, 256);
  ellipse(random(1000), random(800),random(1),random(1));

  fill (256, 256, 256);
  ellipse(random(1000), random(800),random(3),random(3));
  fill (256, 256, 256);
  ellipse(random(1000), random(800),random(2),random(2));
  fill (256, 256, 256);
  ellipse(random(1000), random(800),random(1),random(1));

  fill (256, 256, 256);
  ellipse(random(1000), random(800),random(3),random(3));
  fill (256, 256, 256);
  ellipse(random(1000), random(800),random(2),random(2));
  fill (256, 256, 256);
  ellipse(random(1000), random(800),random(1),random(1));

  fill (256, 256, 256);
  ellipse(random(1000), random(800),random(3),random(3));
  fill (256, 256, 256);
  ellipse(random(1000), random(800),random(2),random(2));
  fill (256, 256, 256);
  ellipse(random(1000), random(800),random(1),random(1));

  fill (256, 256, 256);
  ellipse(random(1000), random(800),random(3),random(3));
  fill (256, 256, 256);
  ellipse(random(1000), random(800),random(2),random(2));
  fill (256, 256, 256);
  ellipse(random(1000), random(800),random(1),random(1));

  fill (256, 256, 256);
  ellipse(random(1000), random(800),random(3),random(3));
  fill (256, 256, 256);
  ellipse(random(1000), random(800),random(2),random(2));
  fill (256, 256, 256);
  ellipse(random(1000), random(800),random(1),random(1));

  fill (256, 256, 256);
  ellipse(random(1000), random(800),random(3),random(3));
  fill (256, 256, 256);
  ellipse(random(1000), random(800),random(2),random(2));
  fill (256, 256, 256);
  ellipse(random(1000), random(800),random(1),random(1));

  fill (256, 256, 256);
  ellipse(random(1000), random(800),random(3),random(3));
  fill (256, 256, 256);
  ellipse(random(1000), random(800),random(2),random(2));
  fill (256, 256, 256);
  ellipse(random(1000), random(800),random(1),random(1));

  fill (256, 256, 256);
  ellipse(random(1000), random(800),random(3),random(3));
  fill (256, 256, 256);
  ellipse(random(1000), random(800),random(2),random(2));
  fill (256, 256, 256);
  ellipse(random(1000), random(800),random(1),random(1));

  fill (256, 256, 256);
  ellipse(random(1000), random(800),random(3),random(3));
  fill (256, 256, 256);
  ellipse(random(1000), random(800),random(2),random(2));
  fill (256, 256, 256);
  ellipse(random(1000), random(800),random(1),random(1));

  fill (256, 256, 256);
  ellipse(random(1000), random(800),random(3),random(3));
  fill (256, 256, 256);
  ellipse(random(1000), random(800),random(2),random(2));
  fill (256, 256, 256);
  ellipse(random(1000), random(800),random(1),random(1));

  fill (256, 256, 256);
  ellipse(random(1000), random(800),random(3),random(3));
  fill (256, 256, 256);
  ellipse(random(1000), random(800),random(2),random(2));
  fill (256, 256, 256);
  ellipse(random(1000), random(800),random(1),random(1));

  fill (256, 256, 256);
  ellipse(random(1000), random(800),random(3),random(3));
  fill (256, 256, 256);
  ellipse(random(1000), random(800),random(2),random(2));
  fill (256, 256, 256);
  ellipse(random(1000), random(800),random(1),random(1));

  fill (256, 256, 256);
  ellipse(random(1000), random(800),random(3),random(3));
  fill (256, 256, 256);
  ellipse(random(1000), random(800),random(2),random(2));
  fill (256, 256, 256);
  ellipse(random(1000), random(800),random(1),random(1));

  fill (256, 256, 256);
  ellipse(random(1000), random(800),random(3),random(3));
  fill (256, 256, 256);
  ellipse(random(1000), random(800),random(2),random(2));
  fill (256, 256, 256);
  ellipse(random(1000), random(800),random(1),random(1));

  fill (256, 256, 256);
  ellipse(random(1000), random(800),random(3),random(3));
  fill (256, 256, 256);
  ellipse(random(1000), random(800),random(2),random(2));
  fill (256, 256, 256);
  ellipse(random(1000), random(800),random(1),random(1));

  fill (256, 256, 256);
  ellipse(random(1000), random(800),random(3),random(3));
  fill (256, 256, 256);
  ellipse(random(1000), random(800),random(2),random(2));
  fill (256, 256, 256);
  ellipse(random(1000), random(800),random(1),random(1));

  fill (256, 256, 256);
  ellipse(random(1000), random(800),random(3),random(3));
  fill (256, 256, 256);
  ellipse(random(1000), random(800),random(2),random(2));
  fill (256, 256, 256);
  ellipse(random(1000), random(800),random(1),random(1));

  fill (256, 256, 256);
  ellipse(random(1000), random(800),random(3),random(3));
  fill (256, 256, 256);
  ellipse(random(1000), random(800),random(2),random(2));
  fill (256, 256, 256);
  ellipse(random(1000), random(800),random(1),random(1));

  fill (256, 256, 256);
  ellipse(random(1000), random(800),random(3),random(3));
  fill (256, 256, 256);
  ellipse(random(1000), random(800),random(2),random(2));
  fill (256, 256, 256);
  ellipse(random(1000), random(800),random(1),random(1));

  fill (256, 256, 256);
  ellipse(random(1000), random(800),random(3),random(3));
  fill (256, 256, 256);
  ellipse(random(1000), random(800),random(2),random(2));
  fill (256, 256, 256);
  ellipse(random(1000), random(800),random(1),random(1));

  fill (256, 256, 256);
  ellipse(random(1000), random(800),random(3),random(3));
  fill (256, 256, 256);
  ellipse(random(1000), random(800),random(2),random(2));
  fill (256, 256, 256);
  ellipse(random(1000), random(800),random(1),random(1));

  fill (256, 256, 256);
  ellipse(random(1000), random(800),random(3),random(3));
  fill (256, 256, 256);
  ellipse(random(1000), random(800),random(2),random(2));
  fill (256, 256, 256);
  ellipse(random(1000), random(800),random(1),random(1));

  fill (256, 256, 256);
  ellipse(random(1000), random(800),random(3),random(3));
  fill (256, 256, 256);
  ellipse(random(1000), random(800),random(2),random(2));
  fill (256, 256, 256);
  ellipse(random(1000), random(800),random(1),random(1));

  fill (256, 256, 256);
  ellipse(random(1000), random(800),random(3),random(3));
  fill (256, 256, 256);
  ellipse(random(1000), random(800),random(2),random(2));
  fill (256, 256, 256);
  ellipse(random(1000), random(800),random(1),random(1));

  fill (256, 256, 256);
  ellipse(random(1000), random(800),random(3),random(3));
  fill (256, 256, 256);
  ellipse(random(1000), random(800),random(2),random(2));
  fill (256, 256, 256);
  ellipse(random(1000), random(800),random(1),random(1));

  fill (256, 256, 256);
  ellipse(random(1000), random(800),random(3),random(3));
  fill (256, 256, 256);
  ellipse(random(1000), random(800),random(2),random(2));
  fill (256, 256, 256);
  ellipse(random(1000), random(800),random(1),random(1));

  fill (256, 256, 256);
  ellipse(random(1000), random(800),random(3),random(3));
  fill (256, 256, 256);
  ellipse(random(1000), random(800),random(2),random(2));
  fill (256, 256, 256);
  ellipse(random(1000), random(800),random(1),random(1));

  fill (256, 256, 256);
  ellipse(random(1000), random(800),random(3),random(3));
  fill (256, 256, 256);
  ellipse(random(1000), random(800),random(2),random(2));
  fill (256, 256, 256);
  ellipse(random(1000), random(800),random(1),random(1));

  fill (256, 256, 256);
  ellipse(random(1000), random(800),random(3),random(3));
  fill (256, 256, 256);
  ellipse(random(1000), random(800),random(2),random(2));
  fill (256, 256, 256);
  ellipse(random(1000), random(800),random(1),random(1));

  fill (256, 256, 256);
  ellipse(random(1000), random(800),random(3),random(3));
  fill (256, 256, 256);
  ellipse(random(1000), random(800),random(2),random(2));
  fill (256, 256, 256);
  ellipse(random(1000), random(800),random(1),random(1));

  fill (256, 256, 256);
  ellipse(random(1000), random(800),random(3),random(3));
  fill (256, 256, 256);
  ellipse(random(1000), random(800),random(2),random(2));
  fill (256, 256, 256);
  ellipse(random(1000), random(800),random(1),random(1));

  fill (256, 256, 256);
  ellipse(random(1000), random(800),random(3),random(3));
  fill (256, 256, 256);
  ellipse(random(1000), random(800),random(2),random(2));
  fill (256, 256, 256);
  ellipse(random(1000), random(800),random(1),random(1));

  fill (256, 256, 256);
  ellipse(random(1000), random(800),random(3),random(3));
  fill (256, 256, 256);
  ellipse(random(1000), random(800),random(2),random(2));
  fill (256, 256, 256);
  ellipse(random(1000), random(800),random(1),random(1));

  fill (256, 256, 256);
  ellipse(random(1000), random(800),random(3),random(3));
  fill (256, 256, 256);
  ellipse(random(1000), random(800),random(2),random(2));
  fill (256, 256, 256);
  ellipse(random(1000), random(800),random(1),random(1));

  fill (256, 256, 256);
  ellipse(random(1000), random(800),random(3),random(3));
  fill (256, 256, 256);
  ellipse(random(1000), random(800),random(2),random(2));
  fill (256, 256, 256);
  ellipse(random(1000), random(800),random(1),random(1));

  fill (256, 256, 256);
  ellipse(random(1000), random(800),random(3),random(3));
  fill (256, 256, 256);
  ellipse(random(1000), random(800),random(2),random(2));
  fill (256, 256, 256);
  ellipse(random(1000), random(800),random(1),random(1));

  fill (256, 256, 256);
  ellipse(random(1000), random(800),random(3),random(3));
  fill (256, 256, 256);
  ellipse(random(1000), random(800),random(2),random(2));
  fill (256, 256, 256);
  ellipse(random(1000), random(800),random(1),random(1));

  fill (256, 256, 256);
  ellipse(random(1000), random(800),random(3),random(3));
  fill (256, 256, 256);
  ellipse(random(1000), random(800),random(2),random(2));
  fill (256, 256, 256);
  ellipse(random(1000), random(800),random(1),random(1));

  fill (256, 256, 256);
  ellipse(random(1000), random(800),random(3),random(3));
  fill (256, 256, 256);
  ellipse(random(1000), random(800),random(2),random(2));
  fill (256, 256, 256);
  ellipse(random(1000), random(800),random(1),random(1));

  fill (256, 256, 256);
  ellipse(random(1000), random(800),random(3),random(3));
  fill (256, 256, 256);
  ellipse(random(1000), random(800),random(2),random(2));
  fill (256, 256, 256);
  ellipse(random(1000), random(800),random(1),random(1));

  fill (256, 256, 256);
  ellipse(random(1000), random(800),random(3),random(3));
  fill (256, 256, 256);
  ellipse(random(1000), random(800),random(2),random(2));
  fill (256, 256, 256);
  ellipse(random(1000), random(800),random(1),random(1));

  fill (256, 256, 256);
  ellipse(random(1000), random(800),random(3),random(3));
  fill (256, 256, 256);
  ellipse(random(1000), random(800),random(2),random(2));
  fill (256, 256, 256);
  ellipse(random(1000), random(800),random(1),random(1));

  fill (256, 256, 256);
  ellipse(random(1000), random(800),random(3),random(3));
  fill (256, 256, 256);
  ellipse(random(1000), random(800),random(2),random(2));
  fill (256, 256, 256);
  ellipse(random(1000), random(800),random(1),random(1));

  fill (256, 256, 256);
  ellipse(random(1000), random(800),random(3),random(3));
  fill (256, 256, 256);
  ellipse(random(1000), random(800),random(2),random(2));
  fill (256, 256, 256);
  ellipse(random(1000), random(800),random(1),random(1));

  fill (256, 256, 256);
  ellipse(random(1000), random(800),random(3),random(3));
  fill (256, 256, 256);
  ellipse(random(1000), random(800),random(2),random(2));
  fill (256, 256, 256);
  ellipse(random(1000), random(800),random(1),random(1));

  fill (256, 256, 256);
  ellipse(random(1000), random(800),random(3),random(3));
  fill (256, 256, 256);
  ellipse(random(1000), random(800),random(2),random(2));
  fill (256, 256, 256);
  ellipse(random(1000), random(800),random(1),random(1));

  fill (256, 256, 256);
  ellipse(random(1000), random(800),random(3),random(3));
  fill (256, 256, 256);
  ellipse(random(1000), random(800),random(2),random(2));
  fill (256, 256, 256);
  ellipse(random(1000), random(800),random(1),random(1));

  fill (256, 256, 256);
  ellipse(random(1000), random(800),random(3),random(3));
  fill (256, 256, 256);
  ellipse(random(1000), random(800),random(2),random(2));
  fill (256, 256, 256);
  ellipse(random(1000), random(800),random(1),random(1));

  fill (256, 256, 256);
  ellipse(random(1000), random(800),random(3),random(3));
  fill (256, 256, 256);
  ellipse(random(1000), random(800),random(2),random(2));
  fill (256, 256, 256);
  ellipse(random(1000), random(800),random(1),random(1));

  fill (256, 256, 256);
  ellipse(random(1000), random(800),random(3),random(3));
  fill (256, 256, 256);
  ellipse(random(1000), random(800),random(2),random(2));
  fill (256, 256, 256);
  ellipse(random(1000), random(800),random(1),random(1));

  fill (256, 256, 256);
  ellipse(random(1000), random(800),random(3),random(3));
  fill (256, 256, 256);
  ellipse(random(1000), random(800),random(2),random(2));
  fill (256, 256, 256);
  ellipse(random(1000), random(800),random(1),random(1));

  fill (256, 256, 256);
  ellipse(random(1000), random(800),random(3),random(3));
  fill (256, 256, 256);
  ellipse(random(1000), random(800),random(2),random(2));
  fill (256, 256, 256);
  ellipse(random(1000), random(800),random(1),random(1));

  fill (256, 256, 256);
  ellipse(random(1000), random(800),random(3),random(3));
  fill (256, 256, 256);
  ellipse(random(1000), random(800),random(2),random(2));
  fill (256, 256, 256);
  ellipse(random(1000), random(800),random(1),random(1));

  fill (256, 256, 256);
  ellipse(random(1000), random(800),random(3),random(3));
  fill (256, 256, 256);
  ellipse(random(1000), random(800),random(2),random(2));
  fill (256, 256, 256);
  ellipse(random(1000), random(800),random(1),random(1));

  fill (256, 256, 256);
  ellipse(random(1000), random(800),random(3),random(3));
  fill (256, 256, 256);
  ellipse(random(1000), random(800),random(2),random(2));
  fill (256, 256, 256);
  ellipse(random(1000), random(800),random(1),random(1));

  fill (256, 256, 256);
  ellipse(random(1000), random(800),random(3),random(3));
  fill (256, 256, 256);
  ellipse(random(1000), random(800),random(2),random(2));
  fill (256, 256, 256);
  ellipse(random(1000), random(800),random(1),random(1));

  fill (256, 256, 256);
  ellipse(random(1000), random(800),random(3),random(3));
  fill (256, 256, 256);
  ellipse(random(1000), random(800),random(2),random(2));
  fill (256, 256, 256);
  ellipse(random(1000), random(800),random(1),random(1));

  fill (256, 256, 256);
  ellipse(random(1000), random(800),random(3),random(3));
  fill (256, 256, 256);
  ellipse(random(1000), random(800),random(2),random(2));
  fill (256, 256, 256);
  ellipse(random(1000), random(800),random(1),random(1));

  fill (256, 256, 256);
  ellipse(random(1000), random(800),random(3),random(3));
  fill (256, 256, 256);
  ellipse(random(1000), random(800),random(2),random(2));
  fill (256, 256, 256);
  ellipse(random(1000), random(800),random(1),random(1));

  fill (256, 256, 256);
  ellipse(random(1000), random(800),random(3),random(3));
  fill (256, 256, 256);
  ellipse(random(1000), random(800),random(2),random(2));
  fill (256, 256, 256);
  ellipse(random(1000), random(800),random(1),random(1));

  fill (256, 256, 256);
  ellipse(random(1000), random(800),random(3),random(3));
  fill (256, 256, 256);
  ellipse(random(1000), random(800),random(2),random(2));
  fill (256, 256, 256);
  ellipse(random(1000), random(800),random(1),random(1));

  fill (256, 256, 256);
  ellipse(random(1000), random(800),random(3),random(3));
  fill (256, 256, 256);
  ellipse(random(1000), random(800),random(2),random(2));
  fill (256, 256, 256);
  ellipse(random(1000), random(800),random(1),random(1));

  fill (256, 256, 256);
  ellipse(random(1000), random(800),random(3),random(3));
  fill (256, 256, 256);
  ellipse(random(1000), random(800),random(2),random(2));
  fill (256, 256, 256);
  ellipse(random(1000), random(800),random(1),random(1));

  fill (256, 256, 256);
  ellipse(random(1000), random(800),random(3),random(3));
  fill (256, 256, 256);
  ellipse(random(1000), random(800),random(2),random(2));
  fill (256, 256, 256);
  ellipse(random(1000), random(800),random(1),random(1));

  fill (256, 256, 256);
  ellipse(random(1000), random(800),random(3),random(3));
  fill (256, 256, 256);
  ellipse(random(1000), random(800),random(2),random(2));
  fill (256, 256, 256);
  ellipse(random(1000), random(800),random(1),random(1));

  fill (256, 256, 256);
  ellipse(random(1000), random(800),random(3),random(3));
  fill (256, 256, 256);
  ellipse(random(1000), random(800),random(2),random(2));
  fill (256, 256, 256);
  ellipse(random(1000), random(800),random(1),random(1));

  fill (256, 256, 256);
  ellipse(random(1000), random(800),random(3),random(3));
  fill (256, 256, 256);
  ellipse(random(1000), random(800),random(2),random(2));
  fill (256, 256, 256);
  ellipse(random(1000), random(800),random(1),random(1));

  fill (256, 256, 256);
  ellipse(random(1000), random(800),random(3),random(3));
  fill (256, 256, 256);
  ellipse(random(1000), random(800),random(2),random(2));
  fill (256, 256, 256);
  ellipse(random(1000), random(800),random(1),random(1));

  fill (256, 256, 256);
  ellipse(random(1000), random(800),random(3),random(3));
  fill (256, 256, 256);
  ellipse(random(1000), random(800),random(2),random(2));
  fill (256, 256, 256);
  ellipse(random(1000), random(800),random(1),random(1));

  fill (256, 256, 256);
  ellipse(random(1000), random(800),random(3),random(3));
  fill (256, 256, 256);
  ellipse(random(1000), random(800),random(2),random(2));
  fill (256, 256, 256);
  ellipse(random(1000), random(800),random(1),random(1));

  fill (256, 256, 256);
  ellipse(random(1000), random(800),random(3),random(3));
  fill (256, 256, 256);
  ellipse(random(1000), random(800),random(2),random(2));
  fill (256, 256, 256);
  ellipse(random(1000), random(800),random(1),random(1));

  fill (256, 256, 256);
  ellipse(random(1000), random(800),random(3),random(3));
  fill (256, 256, 256);
  ellipse(random(1000), random(800),random(2),random(2));
  fill (256, 256, 256);
  ellipse(random(1000), random(800),random(1),random(1));

  fill (256, 256, 256);
  ellipse(random(1000), random(800),random(3),random(3));
  fill (256, 256, 256);
  ellipse(random(1000), random(800),random(2),random(2));
  fill (256, 256, 256);
  ellipse(random(1000), random(800),random(1),random(1));

  fill (256, 256, 256);
  ellipse(random(1000), random(800),random(3),random(3));
  fill (256, 256, 256);
  ellipse(random(1000), random(800),random(2),random(2));
  fill (256, 256, 256);
  ellipse(random(1000), random(800),random(1),random(1));

  fill (256, 256, 256);
  ellipse(random(1000), random(800),random(3),random(3));
  fill (256, 256, 256);
  ellipse(random(1000), random(800),random(2),random(2));
  fill (256, 256, 256);
  ellipse(random(1000), random(800),random(1),random(1));

  fill (256, 256, 256);
  ellipse(random(1000), random(800),random(3),random(3));
  fill (256, 256, 256);
  ellipse(random(1000), random(800),random(2),random(2));
  fill (256, 256, 256);
  ellipse(random(1000), random(800),random(1),random(1));

  fill (256, 256, 256);
  ellipse(random(1000), random(800),random(3),random(3));
  fill (256, 256, 256);
  ellipse(random(1000), random(800),random(2),random(2));
  fill (256, 256, 256);
  ellipse(random(1000), random(800),random(1),random(1));

  fill (256, 256, 256);
  ellipse(random(1000), random(800),random(3),random(3));
  fill (256, 256, 256);
  ellipse(random(1000), random(800),random(2),random(2));
  fill (256, 256, 256);
  ellipse(random(1000), random(800),random(1),random(1));

  fill (256, 256, 256);
  ellipse(random(1000), random(800),random(3),random(3));
  fill (256, 256, 256);
  ellipse(random(1000), random(800),random(2),random(2));
  fill (256, 256, 256);
  ellipse(random(1000), random(800),random(1),random(1));

  fill (256, 256, 256);
  ellipse(random(1000), random(800),random(3),random(3));
  fill (256, 256, 256);
  ellipse(random(1000), random(800),random(2),random(2));
  fill (256, 256, 256);
  ellipse(random(1000), random(800),random(1),random(1));

  fill (256, 256, 256);
  ellipse(random(1000), random(800),random(3),random(3));
  fill (256, 256, 256);
  ellipse(random(1000), random(800),random(2),random(2));
  fill (256, 256, 256);
  ellipse(random(1000), random(800),random(1),random(1));

  fill (256, 256, 256);
  ellipse(random(1000), random(800),random(3),random(3));
  fill (256, 256, 256);
  ellipse(random(1000), random(800),random(2),random(2));
  fill (256, 256, 256);
  ellipse(random(1000), random(800),random(1),random(1));

  fill (256, 256, 256);
  ellipse(random(1000), random(800),random(3),random(3));
  fill (256, 256, 256);
  ellipse(random(1000), random(800),random(2),random(2));
  fill (256, 256, 256);
  ellipse(random(1000), random(800),random(1),random(1));

  fill (256, 256, 256);
  ellipse(random(1000), random(800),random(3),random(3));
  fill (256, 256, 256);
  ellipse(random(1000), random(800),random(2),random(2));
  fill (256, 256, 256);
  ellipse(random(1000), random(800),random(1),random(1));

  fill (256, 256, 256);
  ellipse(random(1000), random(800),random(3),random(3));
  fill (256, 256, 256);
  ellipse(random(1000), random(800),random(2),random(2));
  fill (256, 256, 256);
  ellipse(random(1000), random(800),random(1),random(1));

  fill (256, 256, 256);
  ellipse(random(1000), random(800),random(3),random(3));
  fill (256, 256, 256);
  ellipse(random(1000), random(800),random(2),random(2));
  fill (256, 256, 256);
  ellipse(random(1000), random(800),random(1),random(1));

  fill (256, 256, 256);
  ellipse(random(1000), random(800),random(3),random(3));
  fill (256, 256, 256);
  ellipse(random(1000), random(800),random(2),random(2));
  fill (256, 256, 256);
  ellipse(random(1000), random(800),random(1),random(1));

  fill (256, 256, 256);
  ellipse(random(1000), random(800),random(3),random(3));
  fill (256, 256, 256);
  ellipse(random(1000), random(800),random(2),random(2));
  fill (256, 256, 256);
  ellipse(random(1000), random(800),random(1),random(1));

  fill (256, 256, 256);
  ellipse(random(1000), random(800),random(3),random(3));
  fill (256, 256, 256);
  ellipse(random(1000), random(800),random(2),random(2));
  fill (256, 256, 256);
  ellipse(random(1000), random(800),random(1),random(1));

  fill (256, 256, 256);
  ellipse(random(1000), random(800),random(3),random(3));
  fill (256, 256, 256);
  ellipse(random(1000), random(800),random(2),random(2));
  fill (256, 256, 256);
  ellipse(random(1000), random(800),random(1),random(1));

  fill (256, 256, 256);
  ellipse(random(1000), random(800),random(3),random(3));
  fill (256, 256, 256);
  ellipse(random(1000), random(800),random(2),random(2));
  fill (256, 256, 256);
  ellipse(random(1000), random(800),random(1),random(1));

  fill (256, 256, 256);
  ellipse(random(1000), random(800),random(3),random(3));
  fill (256, 256, 256);
  ellipse(random(1000), random(800),random(2),random(2));
  fill (256, 256, 256);
  ellipse(random(1000), random(800),random(1),random(1));

  fill (256, 256, 256);
  ellipse(random(1000), random(800),random(3),random(3));
  fill (256, 256, 256);
  ellipse(random(1000), random(800),random(2),random(2));
  fill (256, 256, 256);
  ellipse(random(1000), random(800),random(1),random(1));

  fill (256, 256, 256);
  ellipse(random(1000), random(800),random(3),random(3));
  fill (256, 256, 256);
  ellipse(random(1000), random(800),random(2),random(2));
  fill (256, 256, 256);
  ellipse(random(1000), random(800),random(1),random(1));

  fill (256, 256, 256);
  ellipse(random(1000), random(800),random(3),random(3));
  fill (256, 256, 256);
  ellipse(random(1000), random(800),random(2),random(2));
  fill (256, 256, 256);
  ellipse(random(1000), random(800),random(1),random(1));

  fill (256, 256, 256);
  ellipse(random(1000), random(800),random(3),random(3));
  fill (256, 256, 256);
  ellipse(random(1000), random(800),random(2),random(2));
  fill (256, 256, 256);
  ellipse(random(1000), random(800),random(1),random(1));

  fill (256, 256, 256);
  ellipse(random(1000), random(800),random(3),random(3));
  fill (256, 256, 256);
  ellipse(random(1000), random(800),random(2),random(2));
  fill (256, 256, 256);
  ellipse(random(1000), random(800),random(1),random(1));

  fill (256, 256, 256);
  ellipse(random(1000), random(800),random(3),random(3));
  fill (256, 256, 256);
  ellipse(random(1000), random(800),random(2),random(2));
  fill (256, 256, 256);
  ellipse(random(1000), random(800),random(1),random(1));

  fill (256, 256, 256);
  ellipse(random(1000), random(800),random(3),random(3));
  fill (256, 256, 256);
  ellipse(random(1000), random(800),random(2),random(2));
  fill (256, 256, 256);
  ellipse(random(1000), random(800),random(1),random(1));

  fill (256, 256, 256);
  ellipse(random(1000), random(800),random(3),random(3));
  fill (256, 256, 256);
  ellipse(random(1000), random(800),random(2),random(2));
  fill (256, 256, 256);
  ellipse(random(1000), random(800),random(1),random(1));

  fill (256, 256, 256);
  ellipse(random(1000), random(800),random(3),random(3));
  fill (256, 256, 256);
  ellipse(random(1000), random(800),random(2),random(2));
  fill (256, 256, 256);
  ellipse(random(1000), random(800),random(1),random(1));

  fill (256, 256, 256);
  ellipse(random(1000), random(800),random(3),random(3));
  fill (256, 256, 256);
  ellipse(random(1000), random(800),random(2),random(2));
  fill (256, 256, 256);
  ellipse(random(1000), random(800),random(1),random(1));

  fill (256, 256, 256);
  ellipse(random(1000), random(800),random(3),random(3));
  fill (256, 256, 256);
  ellipse(random(1000), random(800),random(2),random(2));
  fill (256, 256, 256);
  ellipse(random(1000), random(800),random(1),random(1));

  fill (256, 256, 256);
  ellipse(random(1000), random(800),random(3),random(3));
  fill (256, 256, 256);
  ellipse(random(1000), random(800),random(2),random(2));
  fill (256, 256, 256);
  ellipse(random(1000), random(800),random(1),random(1));

  fill (256, 256, 256);
  ellipse(random(1000), random(800),random(3),random(3));
  fill (256, 256, 256);
  ellipse(random(1000), random(800),random(2),random(2));
  fill (256, 256, 256);
  ellipse(random(1000), random(800),random(1),random(1));

  fill (256, 256, 256);
  ellipse(random(1000), random(800),random(3),random(3));
  fill (256, 256, 256);
  ellipse(random(1000), random(800),random(2),random(2));
  fill (256, 256, 256);
  ellipse(random(1000), random(800),random(1),random(1));

  fill (256, 256, 256);
  ellipse(random(1000), random(800),random(3),random(3));
  fill (256, 256, 256);
  ellipse(random(1000), random(800),random(2),random(2));
  fill (256, 256, 256);
  ellipse(random(1000), random(800),random(1),random(1));

  fill (256, 256, 256);
  ellipse(random(1000), random(800),random(3),random(3));
  fill (256, 256, 256);
  ellipse(random(1000), random(800),random(2),random(2));
  fill (256, 256, 256);
  ellipse(random(1000), random(800),random(1),random(1));

  fill (256, 256, 256);
  ellipse(random(1000), random(800),random(3),random(3));
  fill (256, 256, 256);
  ellipse(random(1000), random(800),random(2),random(2));
  fill (256, 256, 256);
  ellipse(random(1000), random(800),random(1),random(1));

  fill (256, 256, 256);
  ellipse(random(1000), random(800),random(3),random(3));
  fill (256, 256, 256);
  ellipse(random(1000), random(800),random(2),random(2));
  fill (256, 256, 256);
  ellipse(random(1000), random(800),random(1),random(1));

  fill (256, 256, 256);
  ellipse(random(1000), random(800),random(3),random(3));
  fill (256, 256, 256);
  ellipse(random(1000), random(800),random(2),random(2));
  fill (256, 256, 256);
  ellipse(random(1000), random(800),random(1),random(1));

  fill (256, 256, 256);
  ellipse(random(1000), random(800),random(3),random(3));
  fill (256, 256, 256);
  ellipse(random(1000), random(800),random(2),random(2));
  fill (256, 256, 256);
  ellipse(random(1000), random(800),random(1),random(1));

  fill (256, 256, 256);
  ellipse(random(1000), random(800),random(3),random(3));
  fill (256, 256, 256);
  ellipse(random(1000), random(800),random(2),random(2));
  fill (256, 256, 256);
  ellipse(random(1000), random(800),random(1),random(1));

  fill (256, 256, 256);
  ellipse(random(1000), random(800),random(3),random(3));
  fill (256, 256, 256);
  ellipse(random(1000), random(800),random(2),random(2));
  fill (256, 256, 256);
  ellipse(random(1000), random(800),random(1),random(1));

  fill (256, 256, 256);
  ellipse(random(1000), random(800),random(3),random(3));
  fill (256, 256, 256);
  ellipse(random(1000), random(800),random(2),random(2));
  fill (256, 256, 256);
  ellipse(random(1000), random(800),random(1),random(1));

  fill (256, 256, 256);
  ellipse(random(1000), random(800),random(3),random(3));
  fill (256, 256, 256);
  ellipse(random(1000), random(800),random(2),random(2));
  fill (256, 256, 256);
  ellipse(random(1000), random(800),random(1),random(1));

  fill (256, 256, 256);
  ellipse(random(1000), random(800),random(3),random(3));
  fill (256, 256, 256);
  ellipse(random(1000), random(800),random(2),random(2));
  fill (256, 256, 256);
  ellipse(random(1000), random(800),random(1),random(1));

  fill (256, 256, 256);
  ellipse(random(1000), random(800),random(3),random(3));
  fill (256, 256, 256);
  ellipse(random(1000), random(800),random(2),random(2));
  fill (256, 256, 256);
  ellipse(random(1000), random(800),random(1),random(1));

  fill (256, 256, 256);
  ellipse(random(1000), random(800),random(3),random(3));
  fill (256, 256, 256);
  ellipse(random(1000), random(800),random(2),random(2));
  fill (256, 256, 256);
  ellipse(random(1000), random(800),random(1),random(1));

  fill (256, 256, 256);
  ellipse(random(1000), random(800),random(3),random(3));
  fill (256, 256, 256);
  ellipse(random(1000), random(800),random(2),random(2));
  fill (256, 256, 256);
  ellipse(random(1000), random(800),random(1),random(1));

  fill (256, 256, 256);
  ellipse(random(1000), random(800),random(3),random(3));
  fill (256, 256, 256);
  ellipse(random(1000), random(800),random(2),random(2));
  fill (256, 256, 256);
  ellipse(random(1000), random(800),random(1),random(1));

  fill (256, 256, 256);
  ellipse(random(1000), random(800),random(3),random(3));
  fill (256, 256, 256);
  ellipse(random(1000), random(800),random(2),random(2));
  fill (256, 256, 256);
  ellipse(random(1000), random(800),random(1),random(1));

  fill (256, 256, 256);
  ellipse(random(1000), random(800),random(3),random(3));
  fill (256, 256, 256);
  ellipse(random(1000), random(800),random(2),random(2));
  fill (256, 256, 256);
  ellipse(random(1000), random(800),random(1),random(1));

  fill (256, 256, 256);
  ellipse(random(1000), random(800),random(3),random(3));
  fill (256, 256, 256);
  ellipse(random(1000), random(800),random(2),random(2));
  fill (256, 256, 256);
  ellipse(random(1000), random(800),random(1),random(1));

  fill (256, 256, 256);
  ellipse(random(1000), random(800),random(3),random(3));
  fill (256, 256, 256);
  ellipse(random(1000), random(800),random(2),random(2));
  fill (256, 256, 256);
  ellipse(random(1000), random(800),random(1),random(1));

  fill (256, 256, 256);
  ellipse(random(1000), random(800),random(3),random(3));
  fill (256, 256, 256);
  ellipse(random(1000), random(800),random(2),random(2));
  fill (256, 256, 256);
  ellipse(random(1000), random(800),random(1),random(1));

  fill (256, 256, 256);
  ellipse(random(1000), random(800),random(3),random(3));
  fill (256, 256, 256);
  ellipse(random(1000), random(800),random(2),random(2));
  fill (256, 256, 256);
  ellipse(random(1000), random(800),random(1),random(1));

  fill (256, 256, 256);
  ellipse(random(1000), random(800),random(3),random(3));
  fill (256, 256, 256);
  ellipse(random(1000), random(800),random(2),random(2));
  fill (256, 256, 256);
  ellipse(random(1000), random(800),random(1),random(1));

  fill (256, 256, 256);
  ellipse(random(1000), random(800),random(3),random(3));
  fill (256, 256, 256);
  ellipse(random(1000), random(800),random(2),random(2));
  fill (256, 256, 256);
  ellipse(random(1000), random(800),random(1),random(1));

  fill (256, 256, 256);
  ellipse(random(1000), random(800),random(3),random(3));
  fill (256, 256, 256);
  ellipse(random(1000), random(800),random(2),random(2));
  fill (256, 256, 256);
  ellipse(random(1000), random(800),random(1),random(1));

  fill (256, 256, 256);
  ellipse(random(1000), random(800),random(3),random(3));
  fill (256, 256, 256);
  ellipse(random(1000), random(800),random(2),random(2));
  fill (256, 256, 256);
  ellipse(random(1000), random(800),random(1),random(1));

  fill (256, 256, 256);
  ellipse(random(1000), random(800),random(3),random(3));
  fill (256, 256, 256);
  ellipse(random(1000), random(800),random(2),random(2));
  fill (256, 256, 256);
  ellipse(random(1000), random(800),random(1),random(1));

  fill (256, 256, 256);
  ellipse(random(1000), random(800),random(3),random(3));
  fill (256, 256, 256);
  ellipse(random(1000), random(800),random(2),random(2));
  fill (256, 256, 256);
  ellipse(random(1000), random(800),random(1),random(1));

  fill (256, 256, 256);
  ellipse(random(1000), random(800),random(3),random(3));
  fill (256, 256, 256);
  ellipse(random(1000), random(800),random(2),random(2));
  fill (256, 256, 256);
  ellipse(random(1000), random(800),random(1),random(1));

  fill (256, 256, 256);
  ellipse(random(1000), random(800),random(3),random(3));
  fill (256, 256, 256);
  ellipse(random(1000), random(800),random(2),random(2));
  fill (256, 256, 256);
  ellipse(random(1000), random(800),random(1),random(1));

  fill (256, 256, 256);
  ellipse(random(1000), random(800),random(3),random(3));
  fill (256, 256, 256);
  ellipse(random(1000), random(800),random(2),random(2));
  fill (256, 256, 256);
  ellipse(random(1000), random(800),random(1),random(1));

  fill (256, 256, 256);
  ellipse(random(1000), random(800),random(3),random(3));
  fill (256, 256, 256);
  ellipse(random(1000), random(800),random(2),random(2));
  fill (256, 256, 256);
  ellipse(random(1000), random(800),random(1),random(1));

  fill (256, 256, 256);
  ellipse(random(1000), random(800),random(3),random(3));
  fill (256, 256, 256);
  ellipse(random(1000), random(800),random(2),random(2));
  fill (256, 256, 256);
  ellipse(random(1000), random(800),random(1),random(1));

  fill (256, 256, 256);
  ellipse(random(1000), random(800),random(3),random(3));
  fill (256, 256, 256);
  ellipse(random(1000), random(800),random(2),random(2));
  fill (256, 256, 256);
  ellipse(random(1000), random(800),random(1),random(1));

  fill (256, 256, 256);
  ellipse(random(1000), random(800),random(3),random(3));
  fill (256, 256, 256);
  ellipse(random(1000), random(800),random(2),random(2));
  fill (256, 256, 256);
  ellipse(random(1000), random(800),random(1),random(1));

  fill (256, 256, 256);
  ellipse(random(1000), random(800),random(3),random(3));
  fill (256, 256, 256);
  ellipse(random(1000), random(800),random(2),random(2));
  fill (256, 256, 256);
  ellipse(random(1000), random(800),random(1),random(1));

  fill (256, 256, 256);
  ellipse(random(1000), random(800),random(3),random(3));
  fill (256, 256, 256);
  ellipse(random(1000), random(800),random(2),random(2));
  fill (256, 256, 256);
  ellipse(random(1000), random(800),random(1),random(1));

  fill (256, 256, 256);
  ellipse(random(1000), random(800),random(3),random(3));
  fill (256, 256, 256);
  ellipse(random(1000), random(800),random(2),random(2));
  fill (256, 256, 256);
  ellipse(random(1000), random(800),random(1),random(1));

  fill (256, 256, 256);
  ellipse(random(1000), random(800),random(3),random(3));
  fill (256, 256, 256);
  ellipse(random(1000), random(800),random(2),random(2));
  fill (256, 256, 256);
  ellipse(random(1000), random(800),random(1),random(1));

  fill (256, 256, 256);
  ellipse(random(1000), random(800),random(3),random(3));
  fill (256, 256, 256);
  ellipse(random(1000), random(800),random(2),random(2));
  fill (256, 256, 256);
  ellipse(random(1000), random(800),random(1),random(1));

  fill (256, 256, 256);
  ellipse(random(1000), random(800),random(3),random(3));
  fill (256, 256, 256);
  ellipse(random(1000), random(800),random(2),random(2));
  fill (256, 256, 256);
  ellipse(random(1000), random(800),random(1),random(1));

  fill (256, 256, 256);
  ellipse(random(1000), random(800),random(3),random(3));
  fill (256, 256, 256);
  ellipse(random(1000), random(800),random(2),random(2));
  fill (256, 256, 256);
  ellipse(random(1000), random(800),random(1),random(1));

  fill (256, 256, 256);
  ellipse(random(1000), random(800),random(3),random(3));
  fill (256, 256, 256);
  ellipse(random(1000), random(800),random(2),random(2));
  fill (256, 256, 256);
  ellipse(random(1000), random(800),random(1),random(1));

  fill (256, 256, 256);
  ellipse(random(1000), random(800),random(3),random(3));
  fill (256, 256, 256);
  ellipse(random(1000), random(800),random(2),random(2));
  fill (256, 256, 256);
  ellipse(random(1000), random(800),random(1),random(1));

  fill (256, 256, 256);
  ellipse(random(1000), random(800),random(3),random(3));
  fill (256, 256, 256);
  ellipse(random(1000), random(800),random(2),random(2));
  fill (256, 256, 256);
  ellipse(random(1000), random(800),random(1),random(1));

  fill (256, 256, 256);
  ellipse(random(1000), random(800),random(3),random(3));
  fill (256, 256, 256);
  ellipse(random(1000), random(800),random(2),random(2));
  fill (256, 256, 256);
  ellipse(random(1000), random(800),random(1),random(1));

  fill (256, 256, 256);
  ellipse(random(1000), random(800),random(3),random(3));
  fill (256, 256, 256);
  ellipse(random(1000), random(800),random(2),random(2));
  fill (256, 256, 256);
  ellipse(random(1000), random(800),random(1),random(1));

  fill (256, 256, 256);
  ellipse(random(1000), random(800),random(3),random(3));
  fill (256, 256, 256);
  ellipse(random(1000), random(800),random(2),random(2));
  fill (256, 256, 256);
  ellipse(random(1000), random(800),random(1),random(1));

  fill (256, 256, 256);
  ellipse(random(1000), random(800),random(3),random(3));
  fill (256, 256, 256);
  ellipse(random(1000), random(800),random(2),random(2));
  fill (256, 256, 256);
  ellipse(random(1000), random(800),random(1),random(1));

  fill (256, 256, 256);
  ellipse(random(1000), random(800),random(3),random(3));
  fill (256, 256, 256);
  ellipse(random(1000), random(800),random(2),random(2));
  fill (256, 256, 256);
  ellipse(random(1000), random(800),random(1),random(1));

  fill (256, 256, 256);
  ellipse(random(1000), random(800),random(3),random(3));
  fill (256, 256, 256);
  ellipse(random(1000), random(800),random(2),random(2));
  fill (256, 256, 256);
  ellipse(random(1000), random(800),random(1),random(1));

  fill (256, 256, 256);
  ellipse(random(1000), random(800),random(3),random(3));
  fill (256, 256, 256);
  ellipse(random(1000), random(800),random(2),random(2));
  fill (256, 256, 256);
  ellipse(random(1000), random(800),random(1),random(1));

  fill (256, 256, 256);
  ellipse(random(1000), random(800),random(3),random(3));
  fill (256, 256, 256);
  ellipse(random(1000), random(800),random(2),random(2));
  fill (256, 256, 256);
  ellipse(random(1000), random(800),random(1),random(1));

  fill (256, 256, 256);
  ellipse(random(1000), random(800),random(3),random(3));
  fill (256, 256, 256);
  ellipse(random(1000), random(800),random(2),random(2));
  fill (256, 256, 256);
  ellipse(random(1000), random(800),random(1),random(1));

  fill (256, 256, 256);
  ellipse(random(1000), random(800),random(3),random(3));
  fill (256, 256, 256);
  ellipse(random(1000), random(800),random(2),random(2));
  fill (256, 256, 256);
  ellipse(random(1000), random(800),random(1),random(1));

  fill (256, 256, 256);
  ellipse(random(1000), random(800),random(3),random(3));
  fill (256, 256, 256);
  ellipse(random(1000), random(800),random(2),random(2));
  fill (256, 256, 256);
  ellipse(random(1000), random(800),random(1),random(1));

  fill (256, 256, 256);
  ellipse(random(1000), random(800),random(3),random(3));
  fill (256, 256, 256);
  ellipse(random(1000), random(800),random(2),random(2));
  fill (256, 256, 256);
  ellipse(random(1000), random(800),random(1),random(1));

  fill (256, 256, 256);
  ellipse(random(1000), random(800),random(3),random(3));
  fill (256, 256, 256);
  ellipse(random(1000), random(800),random(2),random(2));
  fill (256, 256, 256);
  ellipse(random(1000), random(800),random(1),random(1));

  fill (256, 256, 256);
  ellipse(random(1000), random(800),random(3),random(3));
  fill (256, 256, 256);
  ellipse(random(1000), random(800),random(2),random(2));
  fill (256, 256, 256);
  ellipse(random(1000), random(800),random(1),random(1));

  fill (256, 256, 256);
  ellipse(random(1000), random(800),random(3),random(3));
  fill (256, 256, 256);
  ellipse(random(1000), random(800),random(2),random(2));
  fill (256, 256, 256);
  ellipse(random(1000), random(800),random(1),random(1));

  fill (256, 256, 256);
  ellipse(random(1000), random(800),random(3),random(3));
  fill (256, 256, 256);
  ellipse(random(1000), random(800),random(2),random(2));
  fill (256, 256, 256);
  ellipse(random(1000), random(800),random(1),random(1));

  fill (256, 256, 256);
  ellipse(random(1000), random(800),random(3),random(3));
  fill (256, 256, 256);
  ellipse(random(1000), random(800),random(2),random(2));
  fill (256, 256, 256);
  ellipse(random(1000), random(800),random(1),random(1));

  fill (256, 256, 256);
  ellipse(random(1000), random(800),random(3),random(3));
  fill (256, 256, 256);
  ellipse(random(1000), random(800),random(2),random(2));
  fill (256, 256, 256);
  ellipse(random(1000), random(800),random(1),random(1));

  fill (256, 256, 256);
  ellipse(random(1000), random(800),random(3),random(3));
  fill (256, 256, 256);
  ellipse(random(1000), random(800),random(2),random(2));
  fill (256, 256, 256);
  ellipse(random(1000), random(800),random(1),random(1));

  fill (256, 256, 256);
  ellipse(random(1000), random(800),random(3),random(3));
  fill (256, 256, 256);
  ellipse(random(1000), random(800),random(2),random(2));
  fill (256, 256, 256);
  ellipse(random(1000), random(800),random(1),random(1));

  fill (256, 256, 256);
  ellipse(random(1000), random(800),random(3),random(3));
  fill (256, 256, 256);
  ellipse(random(1000), random(800),random(2),random(2));
  fill (256, 256, 256);
  ellipse(random(1000), random(800),random(1),random(1));

  fill (256, 256, 256);
  ellipse(random(1000), random(800),random(3),random(3));
  fill (256, 256, 256);
  ellipse(random(1000), random(800),random(2),random(2));
  fill (256, 256, 256);
  ellipse(random(1000), random(800),random(1),random(1));

  fill (256, 256, 256);
  ellipse(random(1000), random(800),random(3),random(3));
  fill (256, 256, 256);
  ellipse(random(1000), random(800),random(2),random(2));
  fill (256, 256, 256);
  ellipse(random(1000), random(800),random(1),random(1));

  fill (256, 256, 256);
  ellipse(random(1000), random(800),random(3),random(3));
  fill (256, 256, 256);
  ellipse(random(1000), random(800),random(2),random(2));
  fill (256, 256, 256);
  ellipse(random(1000), random(800),random(1),random(1));

  fill (256, 256, 256);
  ellipse(random(1000), random(800),random(3),random(3));
  fill (256, 256, 256);
  ellipse(random(1000), random(800),random(2),random(2));
  fill (256, 256, 256);
  ellipse(random(1000), random(800),random(1),random(1));

  fill (256, 256, 256);
  ellipse(random(1000), random(800),random(3),random(3));
  fill (256, 256, 256);
  ellipse(random(1000), random(800),random(2),random(2));
  fill (256, 256, 256);
  ellipse(random(1000), random(800),random(1),random(1));

  fill (256, 256, 256);
  ellipse(random(1000), random(800),random(3),random(3));
  fill (256, 256, 256);
  ellipse(random(1000), random(800),random(2),random(2));
  fill (256, 256, 256);
  ellipse(random(1000), random(800),random(1),random(1));

  fill (256, 256, 256);
  ellipse(random(1000), random(800),random(3),random(3));
  fill (256, 256, 256);
  ellipse(random(1000), random(800),random(2),random(2));
  fill (256, 256, 256);
  ellipse(random(1000), random(800),random(1),random(1));

  fill (256, 256, 256);
  ellipse(random(1000), random(800),random(3),random(3));
  fill (256, 256, 256);
  ellipse(random(1000), random(800),random(2),random(2));
  fill (256, 256, 256);
  ellipse(random(1000), random(800),random(1),random(1));

  fill (256, 256, 256);
  ellipse(random(1000), random(800),random(3),random(3));
  fill (256, 256, 256);
  ellipse(random(1000), random(800),random(2),random(2));
  fill (256, 256, 256);
  ellipse(random(1000), random(800),random(1),random(1));

  fill (256, 256, 256);
  ellipse(random(1000), random(800),random(3),random(3));
  fill (256, 256, 256);
  ellipse(random(1000), random(800),random(2),random(2));
  fill (256, 256, 256);
  ellipse(random(1000), random(800),random(1),random(1));

  fill (256, 256, 256);
  ellipse(random(1000), random(800),random(3),random(3));
  fill (256, 256, 256);
  ellipse(random(1000), random(800),random(2),random(2));
  fill (256, 256, 256);
  ellipse(random(1000), random(800),random(1),random(1));

  fill (256, 256, 256);
  ellipse(random(1000), random(800),random(3),random(3));
  fill (256, 256, 256);
  ellipse(random(1000), random(800),random(2),random(2));
  fill (256, 256, 256);
  ellipse(random(1000), random(800),random(1),random(1));

  fill (256, 256, 256);
  ellipse(random(1000), random(800),random(3),random(3));
  fill (256, 256, 256);
  ellipse(random(1000), random(800),random(2),random(2));
  fill (256, 256, 256);
  ellipse(random(1000), random(800),random(1),random(1));

  fill (256, 256, 256);
  ellipse(random(1000), random(800),random(3),random(3));
  fill (256, 256, 256);
  ellipse(random(1000), random(800),random(2),random(2));
  fill (256, 256, 256);
  ellipse(random(1000), random(800),random(1),random(1));

  fill (256, 256, 256);
  ellipse(random(1000), random(800),random(3),random(3));
  fill (256, 256, 256);
  ellipse(random(1000), random(800),random(2),random(2));
  fill (256, 256, 256);
  ellipse(random(1000), random(800),random(1),random(1));

  fill (256, 256, 256);
  ellipse(random(1000), random(800),random(3),random(3));
  fill (256, 256, 256);
  ellipse(random(1000), random(800),random(2),random(2));
  fill (256, 256, 256);
  ellipse(random(1000), random(800),random(1),random(1));

  fill (256, 256, 256);
  ellipse(random(1000), random(800),random(3),random(3));
  fill (256, 256, 256);
  ellipse(random(1000), random(800),random(2),random(2));
  fill (256, 256, 256);
  ellipse(random(1000), random(800),random(1),random(1));

  fill (256, 256, 256);
  ellipse(random(1000), random(800),random(3),random(3));
  fill (256, 256, 256);
  ellipse(random(1000), random(800),random(2),random(2));
  fill (256, 256, 256);
  ellipse(random(1000), random(800),random(1),random(1));

  fill (256, 256, 256);
  ellipse(random(1000), random(800),random(3),random(3));
  fill (256, 256, 256);
  ellipse(random(1000), random(800),random(2),random(2));
  fill (256, 256, 256);
  ellipse(random(1000), random(800),random(1),random(1));

  fill (256, 256, 256);
  ellipse(random(1000), random(800),random(3),random(3));
  fill (256, 256, 256);
  ellipse(random(1000), random(800),random(2),random(2));
  fill (256, 256, 256);
  ellipse(random(1000), random(800),random(1),random(1));

  fill (256, 256, 256);
  ellipse(random(1000), random(800),random(3),random(3));
  fill (256, 256, 256);
  ellipse(random(1000), random(800),random(2),random(2));
  fill (256, 256, 256);
  ellipse(random(1000), random(800),random(1),random(1));

  fill (256, 256, 256);
  ellipse(random(1000), random(800),random(3),random(3));
  fill (256, 256, 256);
  ellipse(random(1000), random(800),random(2),random(2));
  fill (256, 256, 256);
  ellipse(random(1000), random(800),random(1),random(1));

  fill (256, 256, 256);
  ellipse(random(1000), random(800),random(3),random(3));
  fill (256, 256, 256);
  ellipse(random(1000), random(800),random(2),random(2));
  fill (256, 256, 256);
  ellipse(random(1000), random(800),random(1),random(1));

  fill (256, 256, 256);
  ellipse(random(1000), random(800),random(3),random(3));
  fill (256, 256, 256);
  ellipse(random(1000), random(800),random(2),random(2));
  fill (256, 256, 256);
  ellipse(random(1000), random(800),random(1),random(1));

  fill (256, 256, 256);
  ellipse(random(1000), random(800),random(3),random(3));
  fill (256, 256, 256);
  ellipse(random(1000), random(800),random(2),random(2));
  fill (256, 256, 256);
  ellipse(random(1000), random(800),random(1),random(1));

  fill (256, 256, 256);
  ellipse(random(1000), random(800),random(3),random(3));
  fill (256, 256, 256);
  ellipse(random(1000), random(800),random(2),random(2));
  fill (256, 256, 256);
  ellipse(random(1000), random(800),random(1),random(1));

  fill (256, 256, 256);
  ellipse(random(1000), random(800),random(3),random(3));
  fill (256, 256, 256);
  ellipse(random(1000), random(800),random(2),random(2));
  fill (256, 256, 256);
  ellipse(random(1000), random(800),random(1),random(1));

  fill (256, 256, 256);
  ellipse(random(1000), random(800),random(3),random(3));
  fill (256, 256, 256);
  ellipse(random(1000), random(800),random(2),random(2));
  fill (256, 256, 256);
  ellipse(random(1000), random(800),random(1),random(1));

  fill (256, 256, 256);
  ellipse(random(1000), random(800),random(3),random(3));
  fill (256, 256, 256);
  ellipse(random(1000), random(800),random(2),random(2));
  fill (256, 256, 256);
  ellipse(random(1000), random(800),random(1),random(1));

  fill (256, 256, 256);
  ellipse(random(1000), random(800),random(3),random(3));
  fill (256, 256, 256);
  ellipse(random(1000), random(800),random(2),random(2));
  fill (256, 256, 256);
  ellipse(random(1000), random(800),random(1),random(1));

  fill (256, 256, 256);
  ellipse(random(1000), random(800),random(3),random(3));
  fill (256, 256, 256);
  ellipse(random(1000), random(800),random(2),random(2));
  fill (256, 256, 256);
  ellipse(random(1000), random(800),random(1),random(1));

  fill (256, 256, 256);
  ellipse(random(1000), random(800),random(3),random(3));
  fill (256, 256, 256);
  ellipse(random(1000), random(800),random(2),random(2));
  fill (256, 256, 256);
  ellipse(random(1000), random(800),random(1),random(1));

  fill (256, 256, 256);
  ellipse(random(1000), random(800),random(3),random(3));
  fill (256, 256, 256);
  ellipse(random(1000), random(800),random(2),random(2));
  fill (256, 256, 256);
  ellipse(random(1000), random(800),random(1),random(1));

  fill (256, 256, 256);
  ellipse(random(1000), random(800),random(3),random(3));
  fill (256, 256, 256);
  ellipse(random(1000), random(800),random(2),random(2));
  fill (256, 256, 256);
  ellipse(random(1000), random(800),random(1),random(1));

  fill (256, 256, 256);
  ellipse(random(1000), random(800),random(3),random(3));
  fill (256, 256, 256);
  ellipse(random(1000), random(800),random(2),random(2));
  fill (256, 256, 256);
  ellipse(random(1000), random(800),random(1),random(1));

  fill (256, 256, 256);
  ellipse(random(1000), random(800),random(3),random(3));
  fill (256, 256, 256);
  ellipse(random(1000), random(800),random(2),random(2));
  fill (256, 256, 256);
  ellipse(random(1000), random(800),random(1),random(1));

  fill (256, 256, 256);
  ellipse(random(1000), random(800),random(3),random(3));
  fill (256, 256, 256);
  ellipse(random(1000), random(800),random(2),random(2));
  fill (256, 256, 256);
  ellipse(random(1000), random(800),random(1),random(1));

  fill (256, 256, 256);
  ellipse(random(1000), random(800),random(3),random(3));
  fill (256, 256, 256);
  ellipse(random(1000), random(800),random(2),random(2));
  fill (256, 256, 256);
  ellipse(random(1000), random(800),random(1),random(1));

  fill (256, 256, 256);
  ellipse(random(1000), random(800),random(3),random(3));
  fill (256, 256, 256);
  ellipse(random(1000), random(800),random(2),random(2));
  fill (256, 256, 256);
  ellipse(random(1000), random(800),random(1),random(1));

  fill (256, 256, 256);
  ellipse(random(1000), random(800),random(3),random(3));
  fill (256, 256, 256);
  ellipse(random(1000), random(800),random(2),random(2));
  fill (256, 256, 256);
  ellipse(random(1000), random(800),random(1),random(1));

  fill (256, 256, 256);
  ellipse(random(1000), random(800),random(3),random(3));
  fill (256, 256, 256);
  ellipse(random(1000), random(800),random(2),random(2));
  fill (256, 256, 256);
  ellipse(random(1000), random(800),random(1),random(1));

  fill (256, 256, 256);
  ellipse(random(1000), random(800),random(3),random(3));
  fill (256, 256, 256);
  ellipse(random(1000), random(800),random(2),random(2));
  fill (256, 256, 256);
  ellipse(random(1000), random(800),random(1),random(1));

  fill (256, 256, 256);
  ellipse(random(1000), random(800),random(3),random(3));
  fill (256, 256, 256);
  ellipse(random(1000), random(800),random(2),random(2));
  fill (256, 256, 256);
  ellipse(random(1000), random(800),random(1),random(1));

  fill (256, 256, 256);
  ellipse(random(1000), random(800),random(3),random(3));
  fill (256, 256, 256);
  ellipse(random(1000), random(800),random(2),random(2));
  fill (256, 256, 256);
  ellipse(random(1000), random(800),random(1),random(1));

  fill (256, 256, 256);
  ellipse(random(1000), random(800),random(3),random(3));
  fill (256, 256, 256);
  ellipse(random(1000), random(800),random(2),random(2));
  fill (256, 256, 256);
  ellipse(random(1000), random(800),random(1),random(1));

  fill (256, 256, 256);
  ellipse(random(1000), random(800),random(3),random(3));
  fill (256, 256, 256);
  ellipse(random(1000), random(800),random(2),random(2));
  fill (256, 256, 256);
  ellipse(random(1000), random(800),random(1),random(1));

  fill (256, 256, 256);
  ellipse(random(1000), random(800),random(3),random(3));
  fill (256, 256, 256);
  ellipse(random(1000), random(800),random(2),random(2));
  fill (256, 256, 256);
  ellipse(random(1000), random(800),random(1),random(1));

  fill (256, 256, 256);
  ellipse(random(1000), random(800),random(3),random(3));
  fill (256, 256, 256);
  ellipse(random(1000), random(800),random(2),random(2));
  fill (256, 256, 256);
  ellipse(random(1000), random(800),random(1),random(1));

  fill (256, 256, 256);
  ellipse(random(1000), random(800),random(3),random(3));
  fill (256, 256, 256);
  ellipse(random(1000), random(800),random(2),random(2));
  fill (256, 256, 256);
  ellipse(random(1000), random(800),random(1),random(1));

  fill (256, 256, 256);
  ellipse(random(1000), random(800),random(3),random(3));
  fill (256, 256, 256);
  ellipse(random(1000), random(800),random(2),random(2));
  fill (256, 256, 256);
  ellipse(random(1000), random(800),random(1),random(1));

  fill (256, 256, 256);
  ellipse(random(1000), random(800),random(3),random(3));
  fill (256, 256, 256);
  ellipse(random(1000), random(800),random(2),random(2));
  fill (256, 256, 256);
  ellipse(random(1000), random(800),random(1),random(1));

  fill (256, 256, 256);
  ellipse(random(1000), random(800),random(3),random(3));
  fill (256, 256, 256);
  ellipse(random(1000), random(800),random(2),random(2));
  fill (256, 256, 256);
  ellipse(random(1000), random(800),random(1),random(1));

  fill (256, 256, 256);
  ellipse(random(1000), random(800),random(3),random(3));
  fill (256, 256, 256);
  ellipse(random(1000), random(800),random(2),random(2));
  fill (256, 256, 256);
  ellipse(random(1000), random(800),random(1),random(1));

  fill (256, 256, 256);
  ellipse(random(1000), random(800),random(3),random(3));
  fill (256, 256, 256);
  ellipse(random(1000), random(800),random(2),random(2));
  fill (256, 256, 256);
  ellipse(random(1000), random(800),random(1),random(1));

  fill (256, 256, 256);
  ellipse(random(1000), random(800),random(3),random(3));
  fill (256, 256, 256);
  ellipse(random(1000), random(800),random(2),random(2));
  fill (256, 256, 256);
  ellipse(random(1000), random(800),random(1),random(1));

  fill (256, 256, 256);
  ellipse(random(1000), random(800),random(3),random(3));
  fill (256, 256, 256);
  ellipse(random(1000), random(800),random(2),random(2));
  fill (256, 256, 256);
  ellipse(random(1000), random(800),random(1),random(1));

  fill (256, 256, 256);
  ellipse(random(1000), random(800),random(3),random(3));
  fill (256, 256, 256);
  ellipse(random(1000), random(800),random(2),random(2));
  fill (256, 256, 256);
  ellipse(random(1000), random(800),random(1),random(1));

  fill (256, 256, 256);
  ellipse(random(1000), random(800),random(3),random(3));
  fill (256, 256, 256);
  ellipse(random(1000), random(800),random(2),random(2));
  fill (256, 256, 256);
  ellipse(random(1000), random(800),random(1),random(1));

  fill (256, 256, 256);
  ellipse(random(1000), random(800),random(3),random(3));
  fill (256, 256, 256);
  ellipse(random(1000), random(800),random(2),random(2));
  fill (256, 256, 256);
  ellipse(random(1000), random(800),random(1),random(1));

  fill (256, 256, 256);
  ellipse(random(1000), random(800),random(3),random(3));
  fill (256, 256, 256);
  ellipse(random(1000), random(800),random(2),random(2));
  fill (256, 256, 256);
  ellipse(random(1000), random(800),random(1),random(1));

  fill (256, 256, 256);
  ellipse(random(1000), random(800),random(3),random(3));
  fill (256, 256, 256);
  ellipse(random(1000), random(800),random(2),random(2));
  fill (256, 256, 256);
  ellipse(random(1000), random(800),random(1),random(1));

  fill (256, 256, 256);
  ellipse(random(1000), random(800),random(3),random(3));
  fill (256, 256, 256);
  ellipse(random(1000), random(800),random(2),random(2));
  fill (256, 256, 256);
  ellipse(random(1000), random(800),random(1),random(1));

  fill (256, 256, 256);
  ellipse(random(1000), random(800),random(3),random(3));
  fill (256, 256, 256);
  ellipse(random(1000), random(800),random(2),random(2));
  fill (256, 256, 256);
  ellipse(random(1000), random(800),random(1),random(1));

  fill (256, 256, 256);
  ellipse(random(1000), random(800),random(3),random(3));
  fill (256, 256, 256);
  ellipse(random(1000), random(800),random(2),random(2));
  fill (256, 256, 256);
  ellipse(random(1000), random(800),random(1),random(1));

  fill (256, 256, 256);
  ellipse(random(1000), random(800),random(3),random(3));
  fill (256, 256, 256);
  ellipse(random(1000), random(800),random(2),random(2));
  fill (256, 256, 256);
  ellipse(random(1000), random(800),random(1),random(1));

  fill (256, 256, 256);
  ellipse(random(1000), random(800),random(3),random(3));
  fill (256, 256, 256);
  ellipse(random(1000), random(800),random(2),random(2));
  fill (256, 256, 256);
  ellipse(random(1000), random(800),random(1),random(1));

  fill (256, 256, 256);
  ellipse(random(1000), random(800),random(3),random(3));
  fill (256, 256, 256);
  ellipse(random(1000), random(800),random(2),random(2));
  fill (256, 256, 256);
  ellipse(random(1000), random(800),random(1),random(1));

  fill (256, 256, 256);
  ellipse(random(1000), random(800),random(3),random(3));
  fill (256, 256, 256);
  ellipse(random(1000), random(800),random(2),random(2));
  fill (256, 256, 256);
  ellipse(random(1000), random(800),random(1),random(1));

  fill (256, 256, 256);
  ellipse(random(1000), random(800),random(3),random(3));
  fill (256, 256, 256);
  ellipse(random(1000), random(800),random(2),random(2));
  fill (256, 256, 256);
  ellipse(random(1000), random(800),random(1),random(1));

  fill (256, 256, 256);
  ellipse(random(1000), random(800),random(3),random(3));
  fill (256, 256, 256);
  ellipse(random(1000), random(800),random(2),random(2));
  fill (256, 256, 256);
  ellipse(random(1000), random(800),random(1),random(1));

  fill (256, 256, 256);
  ellipse(random(1000), random(800),random(3),random(3));
  fill (256, 256, 256);
  ellipse(random(1000), random(800),random(2),random(2));
  fill (256, 256, 256);
  ellipse(random(1000), random(800),random(1),random(1));

  fill (256, 256, 256);
  ellipse(random(1000), random(800),random(3),random(3));
  fill (256, 256, 256);
  ellipse(random(1000), random(800),random(2),random(2));
  fill (256, 256, 256);
  ellipse(random(1000), random(800),random(1),random(1));

  fill (256, 256, 256);
  ellipse(random(1000), random(800),random(3),random(3));
  fill (256, 256, 256);
  ellipse(random(1000), random(800),random(2),random(2));
  fill (256, 256, 256);
  ellipse(random(1000), random(800),random(1),random(1));

  fill (256, 256, 256);
  ellipse(random(1000), random(800),random(3),random(3));
  fill (256, 256, 256);
  ellipse(random(1000), random(800),random(2),random(2));
  fill (256, 256, 256);
  ellipse(random(1000), random(800),random(1),random(1));

  fill (256, 256, 256);
  ellipse(random(1000), random(800),random(3),random(3));
  fill (256, 256, 256);
  ellipse(random(1000), random(800),random(2),random(2));
  fill (256, 256, 256);
  ellipse(random(1000), random(800),random(1),random(1));

  fill (256, 256, 256);
  ellipse(random(1000), random(800),random(3),random(3));
  fill (256, 256, 256);
  ellipse(random(1000), random(800),random(2),random(2));
  fill (256, 256, 256);
  ellipse(random(1000), random(800),random(1),random(1));

  fill (256, 256, 256);
  ellipse(random(1000), random(800),random(3),random(3));
  fill (256, 256, 256);
  ellipse(random(1000), random(800),random(2),random(2));
  fill (256, 256, 256);
  ellipse(random(1000), random(800),random(1),random(1));

  fill (256, 256, 256);
  ellipse(random(1000), random(800),random(3),random(3));
  fill (256, 256, 256);
  ellipse(random(1000), random(800),random(2),random(2));
  fill (256, 256, 256);
  ellipse(random(1000), random(800),random(1),random(1));

  fill (256, 256, 256);
  ellipse(random(1000), random(800),random(3),random(3));
  fill (256, 256, 256);
  ellipse(random(1000), random(800),random(2),random(2));
  fill (256, 256, 256);
  ellipse(random(1000), random(800),random(1),random(1));

  fill (256, 256, 256);
  ellipse(random(1000), random(800),random(3),random(3));
  fill (256, 256, 256);
  ellipse(random(1000), random(800),random(2),random(2));
  fill (256, 256, 256);
  ellipse(random(1000), random(800),random(1),random(1));

  fill (256, 256, 256);
  ellipse(random(1000), random(800),random(3),random(3));
  fill (256, 256, 256);
  ellipse(random(1000), random(800),random(2),random(2));
  fill (256, 256, 256);
  ellipse(random(1000), random(800),random(1),random(1));

  fill (256, 256, 256);
  ellipse(random(1000), random(800),random(3),random(3));
  fill (256, 256, 256);
  ellipse(random(1000), random(800),random(2),random(2));
  fill (256, 256, 256);
  ellipse(random(1000), random(800),random(1),random(1));

  fill (256, 256, 256);
  ellipse(random(1000), random(800),random(3),random(3));
  fill (256, 256, 256);
  ellipse(random(1000), random(800),random(2),random(2));
  fill (256, 256, 256);
  ellipse(random(1000), random(800),random(1),random(1));

  fill (256, 256, 256);
  ellipse(random(1000), random(800),random(3),random(3));
  fill (256, 256, 256);
  ellipse(random(1000), random(800),random(2),random(2));
  fill (256, 256, 256);
  ellipse(random(1000), random(800),random(1),random(1));

  fill (256, 256, 256);
  ellipse(random(1000), random(800),random(3),random(3));
  fill (256, 256, 256);
  ellipse(random(1000), random(800),random(2),random(2));
  fill (256, 256, 256);
  ellipse(random(1000), random(800),random(1),random(1));

  fill (256, 256, 256);
  ellipse(random(1000), random(800),random(3),random(3));
  fill (256, 256, 256);
  ellipse(random(1000), random(800),random(2),random(2));
  fill (256, 256, 256);
  ellipse(random(1000), random(800),random(1),random(1));

  fill (256, 256, 256);
  ellipse(random(1000), random(800),random(3),random(3));
  fill (256, 256, 256);
  ellipse(random(1000), random(800),random(2),random(2));
  fill (256, 256, 256);
  ellipse(random(1000), random(800),random(1),random(1));

  fill (256, 256, 256);
  ellipse(random(1000), random(800),random(3),random(3));
  fill (256, 256, 256);
  ellipse(random(1000), random(800),random(2),random(2));
  fill (256, 256, 256);
  ellipse(random(1000), random(800),random(1),random(1));

  fill (256, 256, 256);
  ellipse(random(1000), random(800),random(3),random(3));
  fill (256, 256, 256);
  ellipse(random(1000), random(800),random(2),random(2));
  fill (256, 256, 256);
  ellipse(random(1000), random(800),random(1),random(1));

  fill (256, 256, 256);
  ellipse(random(1000), random(800),random(3),random(3));
  fill (256, 256, 256);
  ellipse(random(1000), random(800),random(2),random(2));
  fill (256, 256, 256);
  ellipse(random(1000), random(800),random(1),random(1));

  fill (256, 256, 256);
  ellipse(random(1000), random(800),random(3),random(3));
  fill (256, 256, 256);
  ellipse(random(1000), random(800),random(2),random(2));
  fill (256, 256, 256);
  ellipse(random(1000), random(800),random(1),random(1));

  fill (256, 256, 256);
  ellipse(random(1000), random(800),random(3),random(3));
  fill (256, 256, 256);
  ellipse(random(1000), random(800),random(2),random(2));
  fill (256, 256, 256);
  ellipse(random(1000), random(800),random(1),random(1));

  fill (256, 256, 256);
  ellipse(random(1000), random(800),random(3),random(3));
  fill (256, 256, 256);
  ellipse(random(1000), random(800),random(2),random(2));
  fill (256, 256, 256);
  ellipse(random(1000), random(800),random(1),random(1));

  fill (256, 256, 256);
  ellipse(random(1000), random(800),random(3),random(3));
  fill (256, 256, 256);
  ellipse(random(1000), random(800),random(2),random(2));
  fill (256, 256, 256);
  ellipse(random(1000), random(800),random(1),random(1));

  fill (256, 256, 256);
  ellipse(random(1000), random(800),random(3),random(3));
  fill (256, 256, 256);
  ellipse(random(1000), random(800),random(2),random(2));
  fill (256, 256, 256);
  ellipse(random(1000), random(800),random(1),random(1));

  fill (256, 256, 256);
  ellipse(random(1000), random(800),random(3),random(3));
  fill (256, 256, 256);
  ellipse(random(1000), random(800),random(2),random(2));
  fill (256, 256, 256);
  ellipse(random(1000), random(800),random(1),random(1));

  fill (256, 256, 256);
  ellipse(random(1000), random(800),random(3),random(3));
  fill (256, 256, 256);
  ellipse(random(1000), random(800),random(2),random(2));
  fill (256, 256, 256);
  ellipse(random(1000), random(800),random(1),random(1));

  fill (256, 256, 256);
  ellipse(random(1000), random(800),random(3),random(3));
  fill (256, 256, 256);
  ellipse(random(1000), random(800),random(2),random(2));
  fill (256, 256, 256);
  ellipse(random(1000), random(800),random(1),random(1));

  fill (256, 256, 256);
  ellipse(random(1000), random(800),random(3),random(3));
  fill (256, 256, 256);
  ellipse(random(1000), random(800),random(2),random(2));
  fill (256, 256, 256);
  ellipse(random(1000), random(800),random(1),random(1));

  fill (256, 256, 256);
  ellipse(random(1000), random(800),random(3),random(3));
  fill (256, 256, 256);
  ellipse(random(1000), random(800),random(2),random(2));
  fill (256, 256, 256);
  ellipse(random(1000), random(800),random(1),random(1));

  fill (256, 256, 256);
  ellipse(random(1000), random(800),random(3),random(3));
  fill (256, 256, 256);
  ellipse(random(1000), random(800),random(2),random(2));
  fill (256, 256, 256);
  ellipse(random(1000), random(800),random(1),random(1));

  fill (256, 256, 256);
  ellipse(random(1000), random(800),random(3),random(3));
  fill (256, 256, 256);
  ellipse(random(1000), random(800),random(2),random(2));
  fill (256, 256, 256);
  ellipse(random(1000), random(800),random(1),random(1));

  fill (256, 256, 256);
  ellipse(random(1000), random(800),random(3),random(3));
  fill (256, 256, 256);
  ellipse(random(1000), random(800),random(2),random(2));
  fill (256, 256, 256);
  ellipse(random(1000), random(800),random(1),random(1));

  fill (256, 256, 256);
  ellipse(random(1000), random(800),random(3),random(3));
  fill (256, 256, 256);
  ellipse(random(1000), random(800),random(2),random(2));
  fill (256, 256, 256);
  ellipse(random(1000), random(800),random(1),random(1));

  fill (256, 256, 256);
  ellipse(random(1000), random(800),random(3),random(3));
  fill (256, 256, 256);
  ellipse(random(1000), random(800),random(2),random(2));
  fill (256, 256, 256);
  ellipse(random(1000), random(800),random(1),random(1));

  fill (256, 256, 256);
  ellipse(random(1000), random(800),random(3),random(3));
  fill (256, 256, 256);
  ellipse(random(1000), random(800),random(2),random(2));
  fill (256, 256, 256);
  ellipse(random(1000), random(800),random(1),random(1));

  fill (256, 256, 256);
  ellipse(random(1000), random(800),random(3),random(3));
  fill (256, 256, 256);
  ellipse(random(1000), random(800),random(2),random(2));
  fill (256, 256, 256);
  ellipse(random(1000), random(800),random(1),random(1));

  fill (256, 256, 256);
  ellipse(random(1000), random(800),random(3),random(3));
  fill (256, 256, 256);
  ellipse(random(1000), random(800),random(2),random(2));
  fill (256, 256, 256);
  ellipse(random(1000), random(800),random(1),random(1));

  fill (256, 256, 256);
  ellipse(random(1000), random(800),random(3),random(3));
  fill (256, 256, 256);
  ellipse(random(1000), random(800),random(2),random(2));
  fill (256, 256, 256);
  ellipse(random(1000), random(800),random(1),random(1));

  fill (256, 256, 256);
  ellipse(random(1000), random(800),random(3),random(3));
  fill (256, 256, 256);
  ellipse(random(1000), random(800),random(2),random(2));
  fill (256, 256, 256);
  ellipse(random(1000), random(800),random(1),random(1));

  fill (256, 256, 256);
  ellipse(random(1000), random(800),random(3),random(3));
  fill (256, 256, 256);
  ellipse(random(1000), random(800),random(2),random(2));
  fill (256, 256, 256);
  ellipse(random(1000), random(800),random(1),random(1));

  fill (256, 256, 256);
  ellipse(random(1000), random(800),random(3),random(3));
  fill (256, 256, 256);
  ellipse(random(1000), random(800),random(2),random(2));
  fill (256, 256, 256);
  ellipse(random(1000), random(800),random(1),random(1));

  fill (256, 256, 256);
  ellipse(random(1000), random(800),random(3),random(3));
  fill (256, 256, 256);
  ellipse(random(1000), random(800),random(2),random(2));
  fill (256, 256, 256);
  ellipse(random(1000), random(800),random(1),random(1));

  fill (256, 256, 256);
  ellipse(random(1000), random(800),random(3),random(3));
  fill (256, 256, 256);
  ellipse(random(1000), random(800),random(2),random(2));
  fill (256, 256, 256);
  ellipse(random(1000), random(800),random(1),random(1));

  fill (256, 256, 256);
  ellipse(random(1000), random(800),random(3),random(3));
  fill (256, 256, 256);
  ellipse(random(1000), random(800),random(2),random(2));
  fill (256, 256, 256);
  ellipse(random(1000), random(800),random(1),random(1));

  fill (256, 256, 256);
  ellipse(random(1000), random(800),random(3),random(3));
  fill (256, 256, 256);
  ellipse(random(1000), random(800),random(2),random(2));
  fill (256, 256, 256);
  ellipse(random(1000), random(800),random(1),random(1));

  fill (256, 256, 256);
  ellipse(random(1000), random(800),random(3),random(3));
  fill (256, 256, 256);
  ellipse(random(1000), random(800),random(2),random(2));
  fill (256, 256, 256);
  ellipse(random(1000), random(800),random(1),random(1));

  fill (256, 256, 256);
  ellipse(random(1000), random(800),random(3),random(3));
  fill (256, 256, 256);
  ellipse(random(1000), random(800),random(2),random(2));
  fill (256, 256, 256);
  ellipse(random(1000), random(800),random(1),random(1));

  fill (256, 256, 256);
  ellipse(random(1000), random(800),random(3),random(3));
  fill (256, 256, 256);
  ellipse(random(1000), random(800),random(2),random(2));
  fill (256, 256, 256);
  ellipse(random(1000), random(800),random(1),random(1));

  fill (256, 256, 256);
  ellipse(random(1000), random(800),random(3),random(3));
  fill (256, 256, 256);
  ellipse(random(1000), random(800),random(2),random(2));
  fill (256, 256, 256);
  ellipse(random(1000), random(800),random(1),random(1));

  fill (256, 256, 256);
  ellipse(random(1000), random(800),random(3),random(3));
  fill (256, 256, 256);
  ellipse(random(1000), random(800),random(2),random(2));
  fill (256, 256, 256);
  ellipse(random(1000), random(800),random(1),random(1));

  fill (256, 256, 256);
  ellipse(random(1000), random(800),random(3),random(3));
  fill (256, 256, 256);
  ellipse(random(1000), random(800),random(2),random(2));
  fill (256, 256, 256);
  ellipse(random(1000), random(800),random(1),random(1));

  fill (256, 256, 256);
  ellipse(random(1000), random(800),random(3),random(3));
  fill (256, 256, 256);
  ellipse(random(1000), random(800),random(2),random(2));
  fill (256, 256, 256);
  ellipse(random(1000), random(800),random(1),random(1));

  fill (256, 256, 256);
  ellipse(random(1000), random(800),random(3),random(3));
  fill (256, 256, 256);
  ellipse(random(1000), random(800),random(2),random(2));
  fill (256, 256, 256);
  ellipse(random(1000), random(800),random(1),random(1));

  fill (256, 256, 256);
  ellipse(random(1000), random(800),random(3),random(3));
  fill (256, 256, 256);
  ellipse(random(1000), random(800),random(2),random(2));
  fill (256, 256, 256);
  ellipse(random(1000), random(800),random(1),random(1));

  fill (256, 256, 256);
  ellipse(random(1000), random(800),random(3),random(3));
  fill (256, 256, 256);
  ellipse(random(1000), random(800),random(2),random(2));
  fill (256, 256, 256);
  ellipse(random(1000), random(800),random(1),random(1));

  fill (256, 256, 256);
  ellipse(random(1000), random(800),random(3),random(3));
  fill (256, 256, 256);
  ellipse(random(1000), random(800),random(2),random(2));
  fill (256, 256, 256);
  ellipse(random(1000), random(800),random(1),random(1));

  fill (256, 256, 256);
  ellipse(random(1000), random(800),random(3),random(3));
  fill (256, 256, 256);
  ellipse(random(1000), random(800),random(2),random(2));
  fill (256, 256, 256);
  ellipse(random(1000), random(800),random(1),random(1));

  fill (256, 256, 256);
  ellipse(random(1000), random(800),random(3),random(3));
  fill (256, 256, 256);
  ellipse(random(1000), random(800),random(2),random(2));
  fill (256, 256, 256);
  ellipse(random(1000), random(800),random(1),random(1));

  fill (256, 256, 256);
  ellipse(random(1000), random(800),random(3),random(3));
  fill (256, 256, 256);
  ellipse(random(1000), random(800),random(2),random(2));
  fill (256, 256, 256);
  ellipse(random(1000), random(800),random(1),random(1));

  fill (256, 256, 256);
  ellipse(random(1000), random(800),random(3),random(3));
  fill (256, 256, 256);
  ellipse(random(1000), random(800),random(2),random(2));
  fill (256, 256, 256);
  ellipse(random(1000), random(800),random(1),random(1));

  fill (256, 256, 256);
  ellipse(random(1000), random(800),random(3),random(3));
  fill (256, 256, 256);
  ellipse(random(1000), random(800),random(2),random(2));
  fill (256, 256, 256);
  ellipse(random(1000), random(800),random(1),random(1));

  fill (256, 256, 256);
  ellipse(random(1000), random(800),random(3),random(3));
  fill (256, 256, 256);
  ellipse(random(1000), random(800),random(2),random(2));
  fill (256, 256, 256);
  ellipse(random(1000), random(800),random(1),random(1));

  fill (256, 256, 256);
  ellipse(random(1000), random(800),random(3),random(3));
  fill (256, 256, 256);
  ellipse(random(1000), random(800),random(2),random(2));
  fill (256, 256, 256);
  ellipse(random(1000), random(800),random(1),random(1));

  fill (256, 256, 256);
  ellipse(random(1000), random(800),random(3),random(3));
  fill (256, 256, 256);
  ellipse(random(1000), random(800),random(2),random(2));
  fill (256, 256, 256);
  ellipse(random(1000), random(800),random(1),random(1));

  fill (256, 256, 256);
  ellipse(random(1000), random(800),random(3),random(3));
  fill (256, 256, 256);
  ellipse(random(1000), random(800),random(2),random(2));
  fill (256, 256, 256);
  ellipse(random(1000), random(800),random(1),random(1));

  fill (256, 256, 256);
  ellipse(random(1000), random(800),random(3),random(3));
  fill (256, 256, 256);
  ellipse(random(1000), random(800),random(2),random(2));
  fill (256, 256, 256);
  ellipse(random(1000), random(800),random(1),random(1));

  fill (256, 256, 256);
  ellipse(random(1000), random(800),random(3),random(3));
  fill (256, 256, 256);
  ellipse(random(1000), random(800),random(2),random(2));
  fill (256, 256, 256);
  ellipse(random(1000), random(800),random(1),random(1));

  fill (256, 256, 256);
  ellipse(random(1000), random(800),random(3),random(3));
  fill (256, 256, 256);
  ellipse(random(1000), random(800),random(2),random(2));
  fill (256, 256, 256);
  ellipse(random(1000), random(800),random(1),random(1));

  fill (256, 256, 256);
  ellipse(random(1000), random(800),random(3),random(3));
  fill (256, 256, 256);
  ellipse(random(1000), random(800),random(2),random(2));
  fill (256, 256, 256);
  ellipse(random(1000), random(800),random(1),random(1));

  fill (256, 256, 256);
  ellipse(random(1000), random(800),random(3),random(3));
  fill (256, 256, 256);
  ellipse(random(1000), random(800),random(2),random(2));
  fill (256, 256, 256);
  ellipse(random(1000), random(800),random(1),random(1));

  fill (256, 256, 256);
  ellipse(random(1000), random(800),random(3),random(3));
  fill (256, 256, 256);
  ellipse(random(1000), random(800),random(2),random(2));
  fill (256, 256, 256);
  ellipse(random(1000), random(800),random(1),random(1));

  fill (256, 256, 256);
  ellipse(random(1000), random(800),random(3),random(3));
  fill (256, 256, 256);
  ellipse(random(1000), random(800),random(2),random(2));
  fill (256, 256, 256);
  ellipse(random(1000), random(800),random(1),random(1));

  fill (256, 256, 256);
  ellipse(random(1000), random(800),random(3),random(3));
  fill (256, 256, 256);
  ellipse(random(1000), random(800),random(2),random(2));
  fill (256, 256, 256);
  ellipse(random(1000), random(800),random(1),random(1));

  fill (256, 256, 256);
  ellipse(random(1000), random(800),random(3),random(3));
  fill (256, 256, 256);
  ellipse(random(1000), random(800),random(2),random(2));
  fill (256, 256, 256);
  ellipse(random(1000), random(800),random(1),random(1));

  fill (256, 256, 256);
  ellipse(random(1000), random(800),random(3),random(3));
  fill (256, 256, 256);
  ellipse(random(1000), random(800),random(2),random(2));
  fill (256, 256, 256);
  ellipse(random(1000), random(800),random(1),random(1));

  fill (256, 256, 256);
  ellipse(random(1000), random(800),random(3),random(3));
  fill (256, 256, 256);
  ellipse(random(1000), random(800),random(2),random(2));
  fill (256, 256, 256);
  ellipse(random(1000), random(800),random(1),random(1));

  fill (256, 256, 256);
  ellipse(random(1000), random(800),random(3),random(3));
  fill (256, 256, 256);
  ellipse(random(1000), random(800),random(2),random(2));
  fill (256, 256, 256);
  ellipse(random(1000), random(800),random(1),random(1));

  fill (256, 256, 256);
  ellipse(random(1000), random(800),random(3),random(3));
  fill (256, 256, 256);
  ellipse(random(1000), random(800),random(2),random(2));
  fill (256, 256, 256);
  ellipse(random(1000), random(800),random(1),random(1));

  fill (256, 256, 256);
  ellipse(random(1000), random(800),random(3),random(3));
  fill (256, 256, 256);
  ellipse(random(1000), random(800),random(2),random(2));
  fill (256, 256, 256);
  ellipse(random(1000), random(800),random(1),random(1));

  fill (256, 256, 256);
  ellipse(random(1000), random(800),random(3),random(3));
  fill (256, 256, 256);
  ellipse(random(1000), random(800),random(2),random(2));
  fill (256, 256, 256);
  ellipse(random(1000), random(800),random(1),random(1));

  fill (256, 256, 256);
  ellipse(random(1000), random(800),random(3),random(3));
  fill (256, 256, 256);
  ellipse(random(1000), random(800),random(2),random(2));
  fill (256, 256, 256);
  ellipse(random(1000), random(800),random(1),random(1));

  fill (256, 256, 256);
  ellipse(random(1000), random(800),random(3),random(3));
  fill (256, 256, 256);
  ellipse(random(1000), random(800),random(2),random(2));
  fill (256, 256, 256);
  ellipse(random(1000), random(800),random(1),random(1));

  fill (256, 256, 256);
  ellipse(random(1000), random(800),random(3),random(3));
  fill (256, 256, 256);
  ellipse(random(1000), random(800),random(2),random(2));
  fill (256, 256, 256);
  ellipse(random(1000), random(800),random(1),random(1));

  fill (256, 256, 256);
  ellipse(random(1000), random(800),random(3),random(3));
  fill (256, 256, 256);
  ellipse(random(1000), random(800),random(2),random(2));
  fill (256, 256, 256);
  ellipse(random(1000), random(800),random(1),random(1));

  fill (256, 256, 256);
  ellipse(random(1000), random(800),random(3),random(3));
  fill (256, 256, 256);
  ellipse(random(1000), random(800),random(2),random(2));
  fill (256, 256, 256);
  ellipse(random(1000), random(800),random(1),random(1));

  fill (256, 256, 256);
  ellipse(random(1000), random(800),random(3),random(3));
  fill (256, 256, 256);
  ellipse(random(1000), random(800),random(2),random(2));
  fill (256, 256, 256);
  ellipse(random(1000), random(800),random(1),random(1));

  fill (256, 256, 256);
  ellipse(random(1000), random(800),random(3),random(3));
  fill (256, 256, 256);
  ellipse(random(1000), random(800),random(2),random(2));
  fill (256, 256, 256);
  ellipse(random(1000), random(800),random(1),random(1));

  fill (256, 256, 256);
  ellipse(random(1000), random(800),random(3),random(3));
  fill (256, 256, 256);
  ellipse(random(1000), random(800),random(2),random(2));
  fill (256, 256, 256);
  ellipse(random(1000), random(800),random(1),random(1));

  fill (256, 256, 256);
  ellipse(random(1000), random(800),random(3),random(3));
  fill (256, 256, 256);
  ellipse(random(1000), random(800),random(2),random(2));
  fill (256, 256, 256);
  ellipse(random(1000), random(800),random(1),random(1));

  fill (256, 256, 256);
  ellipse(random(1000), random(800),random(3),random(3));
  fill (256, 256, 256);
  ellipse(random(1000), random(800),random(2),random(2));
  fill (256, 256, 256);
  ellipse(random(1000), random(800),random(1),random(1));

  fill (256, 256, 256);
  ellipse(random(1000), random(800),random(3),random(3));
  fill (256, 256, 256);
  ellipse(random(1000), random(800),random(2),random(2));
  fill (256, 256, 256);
  ellipse(random(1000), random(800),random(1),random(1));

  fill (256, 256, 256);
  ellipse(random(1000), random(800),random(3),random(3));
  fill (256, 256, 256);
  ellipse(random(1000), random(800),random(2),random(2));
  fill (256, 256, 256);
  ellipse(random(1000), random(800),random(1),random(1));

  fill (256, 256, 256);
  ellipse(random(1000), random(800),random(3),random(3));
  fill (256, 256, 256);
  ellipse(random(1000), random(800),random(2),random(2));
  fill (256, 256, 256);
  ellipse(random(1000), random(800),random(1),random(1));

  fill (256, 256, 256);
  ellipse(random(1000), random(800),random(3),random(3));
  fill (256, 256, 256);
  ellipse(random(1000), random(800),random(2),random(2));
  fill (256, 256, 256);
  ellipse(random(1000), random(800),random(1),random(1));

  fill (256, 256, 256);
  ellipse(random(1000), random(800),random(3),random(3));
  fill (256, 256, 256);
  ellipse(random(1000), random(800),random(2),random(2));
  fill (256, 256, 256);
  ellipse(random(1000), random(800),random(1),random(1));

  fill (256, 256, 256);
  ellipse(random(1000), random(800),random(3),random(3));
  fill (256, 256, 256);
  ellipse(random(1000), random(800),random(2),random(2));
  fill (256, 256, 256);
  ellipse(random(1000), random(800),random(1),random(1));

  fill (256, 256, 256);
  ellipse(random(1000), random(800),random(3),random(3));
  fill (256, 256, 256);
  ellipse(random(1000), random(800),random(2),random(2));
  fill (256, 256, 256);
  ellipse(random(1000), random(800),random(1),random(1));

  fill (256, 256, 256);
  ellipse(random(1000), random(800),random(3),random(3));
  fill (256, 256, 256);
  ellipse(random(1000), random(800),random(2),random(2));
  fill (256, 256, 256);
  ellipse(random(1000), random(800),random(1),random(1));

  fill (256, 256, 256);
  ellipse(random(1000), random(800),random(3),random(3));
  fill (256, 256, 256);
  ellipse(random(1000), random(800),random(2),random(2));
  fill (256, 256, 256);
  ellipse(random(1000), random(800),random(1),random(1));

  fill (256, 256, 256);
  ellipse(random(1000), random(800),random(3),random(3));
  fill (256, 256, 256);
  ellipse(random(1000), random(800),random(2),random(2));
  fill (256, 256, 256);
  ellipse(random(1000), random(800),random(1),random(1));

  fill (256, 256, 256);
  ellipse(random(1000), random(800),random(3),random(3));
  fill (256, 256, 256);
  ellipse(random(1000), random(800),random(2),random(2));
  fill (256, 256, 256);
  ellipse(random(1000), random(800),random(1),random(1));

  fill (256, 256, 256);
  ellipse(random(1000), random(800),random(3),random(3));
  fill (256, 256, 256);
  ellipse(random(1000), random(800),random(2),random(2));
  fill (256, 256, 256);
  ellipse(random(1000), random(800),random(1),random(1));

  fill (256, 256, 256);
  ellipse(random(1000), random(800),random(3),random(3));
  fill (256, 256, 256);
  ellipse(random(1000), random(800),random(2),random(2));
  fill (256, 256, 256);
  ellipse(random(1000), random(800),random(1),random(1));

  fill (256, 256, 256);
  ellipse(random(1000), random(800),random(3),random(3));
  fill (256, 256, 256);
  ellipse(random(1000), random(800),random(2),random(2));
  fill (256, 256, 256);
  ellipse(random(1000), random(800),random(1),random(1));

  fill (256, 256, 256);
  ellipse(random(1000), random(800),random(3),random(3));
}
